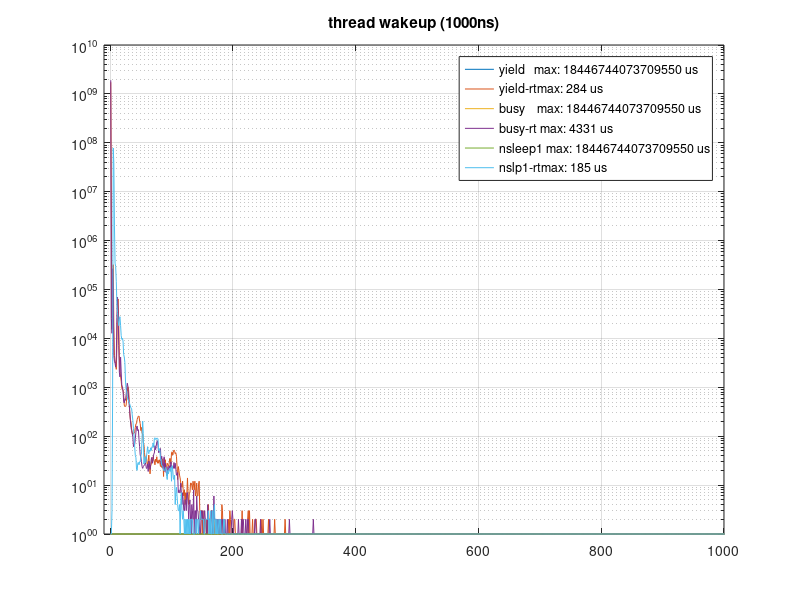

Write MATLAB code to recreate this figure.
h=([ [ 0 0 0 0 0 0 0 0 0 0 0 0 0 0 0 0 0 0 0 0 0 0 0 0 0 0 0 0 0 0 0 0 0 0 0 0 0 0 0 0 0 0 0 0 0 0 0 0 0 0 ...
 0 0 0 0 0 0 0 0 0 0 0 0 0 0 0 0 0 0 0 0 0 0 0 0 0 0 0 0 0 0 0 0 0 0 0 0 0 0 0 0 0 0 0 0 0 0 0 0 0 0 ...
 0 0 0 0 0 0 0 0 0 0 0 0 0 0 0 0 0 0 0 0 0 0 0 0 0 0 0 0 0 0 0 0 0 0 0 0 0 0 0 0 0 0 0 0 0 0 0 0 0 0 ...
 0 0 0 0 0 0 0 0 0 0 0 0 0 0 0 0 0 0 0 0 0 0 0 0 0 0 0 0 0 0 0 0 0 0 0 0 0 0 0 0 0 0 0 0 0 0 0 0 0 0 ...
 0 0 0 0 0 0 0 0 0 0 0 0 0 0 0 0 0 0 0 0 0 0 0 0 0 0 0 0 0 0 0 0 0 0 0 0 0 0 0 0 0 0 0 0 0 0 0 0 0 0 ...
 0 0 0 0 0 0 0 0 0 0 0 0 0 0 0 0 0 0 0 0 0 0 0 0 0 0 0 0 0 0 0 0 0 0 0 0 0 0 0 0 0 0 0 0 0 0 0 0 0 0 ...
 0 0 0 0 0 0 0 0 0 0 0 0 0 0 0 0 0 0 0 0 0 0 0 0 0 0 0 0 0 0 0 0 0 0 0 0 0 0 0 0 0 0 0 0 0 0 0 0 0 0 ...
 0 0 0 0 0 0 0 0 0 0 0 0 0 0 0 0 0 0 0 0 0 0 0 0 0 0 0 0 0 0 0 0 0 0 0 0 0 0 0 0 0 0 0 0 0 0 0 0 0 0 ...
 0 0 0 0 0 0 0 0 0 0 0 0 0 0 0 0 0 0 0 0 0 0 0 0 0 0 0 0 0 0 0 0 0 0 0 0 0 0 0 0 0 0 0 0 0 0 0 0 0 0 ...
 0 0 0 0 0 0 0 0 0 0 0 0 0 0 0 0 0 0 0 0 0 0 0 0 0 0 0 0 0 0 0 0 0 0 0 0 0 0 0 0 0 0 0 0 0 0 0 0 0 0 ...
 0 0 0 0 0 0 0 0 0 0 0 0 0 0 0 0 0 0 0 0 0 0 0 0 0 0 0 0 0 0 0 0 0 0 0 0 0 0 0 0 0 0 0 0 0 0 0 0 0 0 ...
 0 0 0 0 0 0 0 0 0 0 0 0 0 0 0 0 0 0 0 0 0 0 0 0 0 0 0 0 0 0 0 0 0 0 0 0 0 0 0 0 0 0 0 0 0 0 0 0 0 0 ...
 0 0 0 0 0 0 0 0 0 0 0 0 0 0 0 0 0 0 0 0 0 0 0 0 0 0 0 0 0 0 0 0 0 0 0 0 0 0 0 0 0 0 0 0 0 0 0 0 0 0 ...
 0 0 0 0 0 0 0 0 0 0 0 0 0 0 0 0 0 0 0 0 0 0 0 0 0 0 0 0 0 0 0 0 0 0 0 0 0 0 0 0 0 0 0 0 0 0 0 0 0 0 ...
 0 0 0 0 0 0 0 0 0 0 0 0 0 0 0 0 0 0 0 0 0 0 0 0 0 0 0 0 0 0 0 0 0 0 0 0 0 0 0 0 0 0 0 0 0 0 0 0 0 0 ...
 0 0 0 0 0 0 0 0 0 0 0 0 0 0 0 0 0 0 0 0 0 0 0 0 0 0 0 0 0 0 0 0 0 0 0 0 0 0 0 0 0 0 0 0 0 0 0 0 0 0 ...
 0 0 0 0 0 0 0 0 0 0 0 0 0 0 0 0 0 0 0 0 0 0 0 0 0 0 0 0 0 0 0 0 0 0 0 0 0 0 0 0 0 0 0 0 0 0 0 0 0 0 ...
 0 0 0 0 0 0 0 0 0 0 0 0 0 0 0 0 0 0 0 0 0 0 0 0 0 0 0 0 0 0 0 0 0 0 0 0 0 0 0 0 0 0 0 0 0 0 0 0 0 0 ...
 0 0 0 0 0 0 0 0 0 0 0 0 0 0 0 0 0 0 0 0 0 0 0 0 0 0 0 0 0 0 0 0 0 0 0 0 0 0 0 0 0 0 0 0 0 0 0 0 0 0 ...
 0 0 0 0 0 0 0 0 0 0 0 0 0 0 0 0 0 0 0 0 0 0 0 0 0 0 0 0 0 0 0 0 0 0 0 0 0 0 0 0 0 0 0 0 0 0 0 0 0 0 ...
 0 0 0 0 0 0 0 0 0 0 0 0 0 0 0 0 0 0 0 0 0 0 0 0 0 0 0 0 0 0 0 0 0 0 0 0 0 0 0 0 0 0 0 0 0 0 0 0 0 0 ...
 0 0 0 0 0 0 0 0 0 0 0 0 0 0 0 0 0 0 0 0 0 0 0 0 0 0 0 0 0 0 0 0 0 0 0 0 0 0 0 0 0 0 0 0 0 0 0 0 0 0 ...
 0 0 0 0 0 0 0 0 0 0 0 0 0 0 0 0 0 0 0 0 0 0 0 0 0 0 0 0 0 0 0 0 0 0 0 0 0 0 0 0 0 0 0 0 0 0 0 0 0 0 ...
 0 0 0 0 0 0 0 0 0 0 0 0 0 0 0 0 0 0 0 0 0 0 0 0 0 0 0 0 0 0 0 0 0 0 0 0 0 0 0 0 0 0 0 0 0 0 0 0 0 0 ...
 0 0 0 0 0 0 0 0 0 0 0 0 0 0 0 0 0 0 0 0 0 0 0 0 0 0 0 0 0 0 0 0 0 0 0 0 0 0 0 0 0 0 0 0 0 0 0 0 0 0 ...
 0 0 0 0 0 0 0 0 0 0 0 0 0 0 0 0 0 0 0 0 0 0 0 0 0 0 0 0 0 0 0 0 0 0 0 0 0 0 0 0 0 0 0 0 0 0 0 0 0 0 ...
 0 0 0 0 0 0 0 0 0 0 0 0 0 0 0 0 0 0 0 0 0 0 0 0 0 0 0 0 0 0 0 0 0 0 0 0 0 0 0 0 0 0 0 0 0 0 0 0 0 0 ...
 0 0 0 0 0 0 0 0 0 0 0 0 0 0 0 0 0 0 0 0 0 0 0 0 0 0 0 0 0 0 0 0 0 0 0 0 0 0 0 0 0 0 0 0 0 0 0 0 0 0 ...
 0 0 0 0 0 0 0 0 0 0 0 0 0 0 0 0 0 0 0 0 0 0 0 0 0 0 0 0 0 0 0 0 0 0 0 0 0 0 0 0 0 0 0 0 0 0 0 0 0 0 ...
 0 0 0 0 0 0 0 0 0 0 0 0 0 0 0 0 0 0 0 0 0 0 0 0 0 0 0 0 0 0 0 0 0 0 0 0 0 0 0 0 0 0 0 0 0 0 0 0 0 0 ...
 0 0 0 0 0 0 0 0 0 0 0 0 0 0 0 0 0 0 0 0 0 0 0 0 0 0 0 0 0 0 0 0 0 0 0 0 0 0 0 0 0 0 0 0 0 0 0 0 0 0 ...
 0 0 0 0 0 0 0 0 0 0 0 0 0 0 0 0 0 0 0 0 0 0 0 0 0 0 0 0 0 0 0 0 0 0 0 0 0 0 0 0 0 0 0 0 0 0 0 0 0 0 ...
 0 0 0 0 0 0 0 0 0 0 0 0 0 0 0 0 0 0 0 0 0 0 0 0 0 0 0 0 0 0 0 0 0 0 0 0 0 0 0 0 0 0 0 0 0 0 0 0 0 0 ...
 0 0 0 0 0 0 0 0 0 0 0 0 0 0 0 0 0 0 0 0 0 0 0 0 0 0 0 0 0 0 0 0 0 0 0 0 0 0 0 0 0 0 0 0 0 0 0 0 0 0 ...
 0 0 0 0 0 0 0 0 0 0 0 0 0 0 0 0 0 0 0 0 0 0 0 0 0 0 0 0 0 0 0 0 0 0 0 0 0 0 0 0 0 0 0 0 0 0 0 0 0 0 ...
 0 0 0 0 0 0 0 0 0 0 0 0 0 0 0 0 0 0 0 0 0 0 0 0 0 0 0 0 0 0 0 0 0 0 0 0 0 0 0 0 0 0 0 0 0 0 0 0 0 0 ...
 0 0 0 0 0 0 0 0 0 0 0 0 0 0 0 0 0 0 0 0 0 0 0 0 0 0 0 0 0 0 0 0 0 0 0 0 0 0 0 0 0 0 0 0 0 0 0 0 0 0 ...
 0 0 0 0 0 0 0 0 0 0 0 0 0 0 0 0 0 0 0 0 0 0 0 0 0 0 0 0 0 0 0 0 0 0 0 0 0 0 0 0 0 0 0 0 0 0 0 0 0 0 ...
 0 0 0 0 0 0 0 0 0 0 0 0 0 0 0 0 0 0 0 0 0 0 0 0 0 0 0 0 0 0 0 0 0 0 0 0 0 0 0 0 0 0 0 0 0 0 0 0 0 0 ...
 0 0 0 0 0 0 0 0 0 0 0 0 0 0 0 0 0 0 0 0 0 0 0 0 0 0 0 0 0 0 0 0 0 0 0 0 0 0 0 0 0 0 0 0 0 0 0 0 0 0 ...
 0 0 0 0 0 0 0 0 0 0 0 0 0 0 0 0 0 0 0 0 0 0 0 0 0 0 0 0 0 0 0 0 0 0 0 0 0 0 0 0 0 0 0 0 0 0 0 0 0 0 ...
 0 0 0 0 0 0 0 0 0 0 0 0 0 0 0 0 0 0 0 0 0 0 0 0 0 0 0 0 0 0 0 0 0 0 0 0 0 0 0 0 0 0 0 0 0 0 0 0 0 0 ...
 0 0 0 0 0 0 0 0 0 0 0 0 0 0 0 0 0 0 0 0 0 0 0 0 0 0 0 0 0 0 0 0 0 0 0 0 0 0 0 0 0 0 0 0 0 0 0 0 0 0 ...
 0 0 0 0 0 0 0 0 0 0 0 0 0 0 0 0 0 0 0 0 0 0 0 0 0 0 0 0 0 0 0 0 0 0 0 0 0 0 0 0 0 0 0 0 0 0 0 0 0 0 ...
 0 0 0 0 0 0 0 0 0 0 0 0 0 0 0 0 0 0 0 0 0 0 0 0 0 0 0 0 0 0 0 0 0 0 0 0 0 0 0 0 0 0 0 0 0 0 0 0 0 0 ...
 0 0 0 0 0 0 0 0 0 0 0 0 0 0 0 0 0 0 0 0 0 0 0 0 0 0 0 0 0 0 0 0 0 0 0 0 0 0 0 0 0 0 0 0 0 0 0 0 0 0 ...
 0 0 0 0 0 0 0 0 0 0 0 0 0 0 0 0 0 0 0 0 0 0 0 0 0 0 0 0 0 0 0 0 0 0 0 0 0 0 0 0 0 0 0 0 0 0 0 0 0 0 ...
 0 0 0 0 0 0 0 0 0 0 0 0 0 0 0 0 0 0 0 0 0 0 0 0 0 0 0 0 0 0 0 0 0 0 0 0 0 0 0 0 0 0 0 0 0 0 0 0 0 0 ...
 0 0 0 0 0 0 0 0 0 0 0 0 0 0 0 0 0 0 0 0 0 0 0 0 0 0 0 0 0 0 0 0 0 0 0 0 0 0 0 0 0 0 0 0 0 0 0 0 0 0 ...
 0 0 0 0 0 0 0 0 0 0 0 0 0 0 0 0 0 0 0 0 0 0 0 0 0 0 0 0 0 0 0 0 0 0 0 0 0 0 0 0 0 0 0 0 0 0 0 0 0 0 ...
 0 0 0 0 0 0 0 0 0 0 0 0 0 0 0 0 0 0 0 0 0 0 0 0 0 0 0 0 0 0 0 0 0 0 0 0 0 0 0 0 0 0 0 0 0 0 0 0 0 0 ...
 0 0 0 0 0 0 0 0 0 0 0 0 0 0 0 0 0 0 0 0 0 0 0 0 0 0 0 0 0 0 0 0 0 0 0 0 0 0 0 0 0 0 0 0 0 0 0 0 0 0 ...
 0 0 0 0 0 0 0 0 0 0 0 0 0 0 0 0 0 0 0 0 0 0 0 0 0 0 0 0 0 0 0 0 0 0 0 0 0 0 0 0 0 0 0 0 0 0 0 0 0 0 ...
 0 0 0 0 0 0 0 0 0 0 0 0 0 0 0 0 0 0 0 0 0 0 0 0 0 0 0 0 0 0 0 0 0 0 0 0 0 0 0 0 0 0 0 0 0 0 0 0 0 0 ...
 0 0 0 0 0 0 0 0 0 0 0 0 0 0 0 0 0 0 0 0 0 0 0 0 0 0 0 0 0 0 0 0 0 0 0 0 0 0 0 0 0 0 0 0 0 0 0 0 0 0 ...
 0 0 0 0 0 0 0 0 0 0 0 0 0 0 0 0 0 0 0 0 0 0 0 0 0 0 0 0 0 0 0 0 0 0 0 0 0 0 0 0 0 0 0 0 0 0 0 0 0 0 ...
 0 0 0 0 0 0 0 0 0 0 0 0 0 0 0 0 0 0 0 0 0 0 0 0 0 0 0 0 0 0 0 0 0 0 0 0 0 0 0 0 0 0 0 0 0 0 0 0 0 0 ...
 0 0 0 0 0 0 0 0 0 0 0 0 0 0 0 0 0 0 0 0 0 0 0 0 0 0 0 0 0 0 0 0 0 0 0 0 0 0 0 0 0 0 0 0 0 0 0 0 0 0 ...
 0 0 0 0 0 0 0 0 0 0 0 0 0 0 0 0 0 0 0 0 0 0 0 0 0 0 0 0 0 0 0 0 0 0 0 0 0 0 0 0 0 0 0 0 0 0 0 0 0 0 ...
 0 0 0 0 0 0 0 0 0 0 0 0 0 0 0 0 0 0 0 0 0 0 0 0 0 0 0 0 0 0 0 0 0 0 0 0 0 0 0 0 0 0 0 0 0 0 0 0 0 0 ...
 0 0 0 0 0 0 0 0 0 0 0 0 0 0 0 0 0 0 0 0 0 0 0 0 0 0 0 0 0 0 0 0 0 0 0 0 0 0 0 0 0 0 0 0 0 0 0 0 0 0 ...
 0 0 0 0 0 0 0 0 0 0 0 0 0 0 0 0 0 0 0 0 0 0 0 0 0 0 0 0 0 0 0 0 0 0 0 0 0 0 0 0 0 0 0 0 0 0 0 0 0 0 ...
 0 0 0 0 0 0 0 0 0 0 0 0 0 0 0 0 0 0 0 0 0 0 0 0 0 0 0 0 0 0 0 0 0 0 0 0 0 0 0 0 0 0 0 0 0 0 0 0 0 0 ...
 0 0 0 0 0 0 0 0 0 0 0 0 0 0 0 0 0 0 0 0 0 0 0 0 0 0 0 0 0 0 0 0 0 0 0 0 0 0 0 0 0 0 0 0 0 0 0 0 0 0 ...
 0 0 0 0 0 0 0 0 0 0 0 0 0 0 0 0 0 0 0 0 0 0 0 0 0 0 0 0 0 0 0 0 0 0 0 0 0 0 0 0 0 0 0 0 0 0 0 0 0 0 ...
 0 0 0 0 0 0 0 0 0 0 0 0 0 0 0 0 0 0 0 0 0 0 0 0 0 0 0 0 0 0 0 0 0 0 0 0 0 0 0 0 0 0 0 0 0 0 0 0 0 0 ...
 0 0 0 0 0 0 0 0 0 0 0 0 0 0 0 0 0 0 0 0 0 0 0 0 0 0 0 0 0 0 0 0 0 0 0 0 0 0 0 0 0 0 0 0 0 0 0 0 0 0 ...
 0 0 0 0 0 0 0 0 0 0 0 0 0 0 0 0 0 0 0 0 0 0 0 0 0 0 0 0 0 0 0 0 0 0 0 0 0 0 0 0 0 0 0 0 0 0 0 0 0 0 ...
 0 0 0 0 0 0 0 0 0 0 0 0 0 0 0 0 0 0 0 0 0 0 0 0 0 0 0 0 0 0 0 0 0 0 0 0 0 0 0 0 0 0 0 0 0 0 0 0 0 0 ...
 0 0 0 0 0 0 0 0 0 0 0 0 0 0 0 0 0 0 0 0 0 0 0 0 0 0 0 0 0 0 0 0 0 0 0 0 0 0 0 0 0 0 0 0 0 0 0 0 0 0 ...
 0 0 0 0 0 0 0 0 0 0 0 0 0 0 0 0 0 0 0 0 0 0 0 0 0 0 0 0 0 0 0 0 0 0 0 0 0 0 0 0 0 0 0 0 0 0 0 0 0 0 ...
 0 0 0 0 0 0 0 0 0 0 0 0 0 0 0 0 0 0 0 0 0 0 0 0 0 0 0 0 0 0 0 0 0 0 0 0 0 0 0 0 0 0 0 0 0 0 0 0 0 0 ...
 0 0 0 0 0 0 0 0 0 0 0 0 0 0 0 0 0 0 0 0 0 0 0 0 0 0 0 0 0 0 0 0 0 0 0 0 0 0 0 0 0 0 0 0 0 0 0 0 0 0 ...
 0 0 0 0 0 0 0 0 0 0 0 0 0 0 0 0 0 0 0 0 0 0 0 0 0 0 0 0 0 0 0 0 0 0 0 0 0 0 0 0 0 0 0 0 0 0 0 0 0 0 ...
 0 0 0 0 0 0 0 0 0 0 0 0 0 0 0 0 0 0 0 0 0 0 0 0 0 0 0 0 0 0 0 0 0 0 0 0 0 0 0 0 0 0 0 0 0 0 0 0 0 0 ...
 0 0 0 0 0 0 0 0 0 0 0 0 0 0 0 0 0 0 0 0 0 0 0 0 0 0 0 0 0 0 0 0 0 0 0 0 0 0 0 0 0 0 0 0 0 0 0 0 0 0 ...
 0 0 0 0 0 0 0 0 0 0 0 0 0 0 0 0 0 0 0 0 0 0 0 0 0 0 0 0 0 0 0 0 0 0 0 0 0 0 0 0 0 0 0 0 0 0 0 0 0 0 ...
 0 0 0 0 0 0 0 0 0 0 0 0 0 0 0 0 0 0 0 0 0 0 0 0 0 0 0 0 0 0 0 0 0 0 0 0 0 0 0 0 0 0 0 0 0 0 0 0 0 0 ...
 0 0 0 0 0 0 0 0 0 0 0 0 0 0 0 0 0 0 0 0 0 0 0 0 0 0 0 0 0 0 0 0 0 0 0 0 0 0 0 0 0 0 0 0 0 0 0 0 0 0 ...
 0 0 0 0 0 0 0 0 0 0 0 0 0 0 0 0 0 0 0 0 0 0 0 0 0 0 0 0 0 0 0 0 0 0 0 0 0 0 0 0 0 0 0 0 0 0 0 0 0 0 ...
 0 0 0 0 0 0 0 0 0 0 0 0 0 0 0 0 0 0 0 0 0 0 0 0 0 0 0 0 0 0 0 0 0 0 0 0 0 0 0 0 0 0 0 0 0 0 0 0 0 0 ...
 0 0 0 0 0 0 0 0 0 0 0 0 0 0 0 0 0 0 0 0 0 0 0 0 0 0 0 0 0 0 0 0 0 0 0 0 0 0 0 0 0 0 0 0 0 0 0 0 0 0 ...
 0 0 0 0 0 0 0 0 0 0 0 0 0 0 0 0 0 0 0 0 0 0 0 0 0 0 0 0 0 0 0 0 0 0 0 0 0 0 0 0 0 0 0 0 0 0 0 0 0 0 ...
 0 0 0 0 0 0 0 0 0 0 0 0 0 0 0 0 0 0 0 0 0 0 0 0 0 0 0 0 0 0 0 0 0 0 0 0 0 0 0 0 0 0 0 0 0 0 0 0 0 0 ...
 0 0 0 0 0 0 0 0 0 0 0 0 0 0 0 0 0 0 0 0 0 0 0 0 0 0 0 0 0 0 0 0 0 0 0 0 0 0 0 0 0 0 0 0 0 0 0 0 0 0 ...
 0 0 0 0 0 0 0 0 0 0 0 0 0 0 0 0 0 0 0 0 0 0 0 0 0 0 0 0 0 0 0 0 0 0 0 0 0 0 0 0 0 0 0 0 0 0 0 0 0 0 ...
 0 0 0 0 0 0 0 0 0 0 0 0 0 0 0 0 0 0 0 0 0 0 0 0 0 0 0 0 0 0 0]' [ 1729827108 4215555 15351 27438 321319 17852 4527 3421 3090 2328 6617 48369 64026 20570 4424 1989 1683 1324 973 890 878 717 430 406 405 423 611 834 1024 901 568 287 216 193 139 115 109 112 115 122 150 177 180 219 242 253 257 203 181 129 ...
 150 114 111 72 67 45 29 32 39 27 26 30 40 25 16 24 26 33 29 37 32 30 25 33 29 37 27 31 27 32 28 23 30 22 33 33 14 35 29 32 20 23 27 25 23 26 34 34 26 45 ...
 47 40 46 51 48 43 45 38 23 12 23 19 15 13 10 9 8 11 7 5 7 3 6 4 6 13 5 3 6 6 10 10 9 7 11 9 7 11 5 6 10 5 5 9 11 2 1 2 2 0 ...
 2 1 1 0 1 1 0 1 0 3 1 1 0 1 2 2 0 1 2 0 0 1 0 0 0 0 0 0 1 0 0 3 2 0 0 0 0 0 0 0 0 0 1 0 2 1 0 0 0 0 ...
 0 1 1 0 0 0 0 0 0 0 0 0 0 0 2 0 0 0 0 0 0 0 0 1 2 0 2 0 0 0 0 1 0 0 0 1 1 1 0 0 0 0 0 0 0 1 0 0 1 0 ...
 0 0 0 0 0 0 0 1 0 0 0 0 0 0 0 0 0 1 0 0 0 0 0 0 0 0 0 0 0 0 0 0 0 0 1 0 0 0 0 0 0 0 0 0 0 0 0 0 0 0 ...
 0 0 0 0 0 0 0 0 0 0 0 0 0 0 0 0 0 0 0 0 0 0 0 0 0 0 0 0 0 0 0 0 0 0 0 0 0 0 0 0 0 0 0 0 0 0 0 0 0 0 ...
 0 0 0 0 0 0 0 0 0 0 0 0 0 0 0 0 0 0 0 0 0 0 0 0 0 0 0 0 0 0 0 0 0 0 0 0 0 0 0 0 0 0 0 0 0 0 0 0 0 0 ...
 0 0 0 0 0 0 0 0 0 0 0 0 0 0 0 0 0 0 0 0 0 0 0 0 0 0 0 0 0 0 0 0 0 0 0 0 0 0 0 0 0 0 0 0 0 0 0 0 0 0 ...
 0 0 0 0 0 0 0 0 0 0 0 0 0 0 0 0 0 0 0 0 0 0 0 0 0 0 0 0 0 0 0 0 0 0 0 0 0 0 0 0 0 0 0 0 0 0 0 0 0 0 ...
 0 0 0 0 0 0 0 0 0 0 0 0 0 0 0 0 0 0 0 0 0 0 0 0 0 0 0 0 0 0 0 0 0 0 0 0 0 0 0 0 0 0 0 0 0 0 0 0 0 0 ...
 0 0 0 0 0 0 0 0 0 0 0 0 0 0 0 0 0 0 0 0 0 0 0 0 0 0 0 0 0 0 0 0 0 0 0 0 0 0 0 0 0 0 0 0 0 0 0 0 0 0 ...
 0 0 0 0 0 0 0 0 0 0 0 0 0 0 0 0 0 0 0 0 0 0 0 0 0 0 0 0 0 0 0 0 0 0 0 0 0 0 0 0 0 0 0 0 0 0 0 0 0 0 ...
 0 0 0 0 0 0 0 0 0 0 0 0 0 0 0 0 0 0 0 0 0 0 0 0 0 0 0 0 0 0 0 0 0 0 0 0 0 0 0 0 0 0 0 0 0 0 0 0 0 0 ...
 0 0 0 0 0 0 0 0 0 0 0 0 0 0 0 0 0 0 0 0 0 0 0 0 0 0 0 0 0 0 0 0 0 0 0 0 0 0 0 0 0 0 0 0 0 0 0 0 0 0 ...
 0 0 0 0 0 0 0 0 0 0 0 0 0 0 0 0 0 0 0 0 0 0 0 0 0 0 0 0 0 0 0 0 0 0 0 0 0 0 0 0 0 0 0 0 0 0 0 0 0 0 ...
 0 0 0 0 0 0 0 0 0 0 0 0 0 0 0 0 0 0 0 0 0 0 0 0 0 0 0 0 0 0 0 0 0 0 0 0 0 0 0 0 0 0 0 0 0 0 0 0 0 0 ...
 0 0 0 0 0 0 0 0 0 0 0 0 0 0 0 0 0 0 0 0 0 0 0 0 0 0 0 0 0 0 0 0 0 0 0 0 0 0 0 0 0 0 0 0 0 0 0 0 0 0 ...
 0 0 0 0 0 0 0 0 0 0 0 0 0 0 0 0 0 0 0 0 0 0 0 0 0 0 0 0 0 0 0 0 0 0 0 0 0 0 0 0 0 0 0 0 0 0 0 0 0 0 ...
 0 0 0 0 0 0 0 0 0 0 0 0 0 0 0 0 0 0 0 0 0 0 0 0 0 0 0 0 0 0 0 0 0 0 0 0 0 0 0 0 0 0 0 0 0 0 0 0 0 0 ...
 0 0 0 0 0 0 0 0 0 0 0 0 0 0 0 0 0 0 0 0 0 0 0 0 0 0 0 0 0 0 0 0 0 0 0 0 0 0 0 0 0 0 0 0 0 0 0 0 0 0 ...
 0 0 0 0 0 0 0 0 0 0 0 0 0 0 0 0 0 0 0 0 0 0 0 0 0 0 0 0 0 0 0 0 0 0 0 0 0 0 0 0 0 0 0 0 0 0 0 0 0 0 ...
 0 0 0 0 0 0 0 0 0 0 0 0 0 0 0 0 0 0 0 0 0 0 0 0 0 0 0 0 0 0 0 0 0 0 0 0 0 0 0 0 0 0 0 0 0 0 0 0 0 0 ...
 0 0 0 0 0 0 0 0 0 0 0 0 0 0 0 0 0 0 0 0 0 0 0 0 0 0 0 0 0 0 0 0 0 0 0 0 0 0 0 0 0 0 0 0 0 0 0 0 0 0 ...
 0 0 0 0 0 0 0 0 0 0 0 0 0 0 0 0 0 0 0 0 0 0 0 0 0 0 0 0 0 0 0 0 0 0 0 0 0 0 0 0 0 0 0 0 0 0 0 0 0 0 ...
 0 0 0 0 0 0 0 0 0 0 0 0 0 0 0 0 0 0 0 0 0 0 0 0 0 0 0 0 0 0 0 0 0 0 0 0 0 0 0 0 0 0 0 0 0 0 0 0 0 0 ...
 0 0 0 0 0 0 0 0 0 0 0 0 0 0 0 0 0 0 0 0 0 0 0 0 0 0 0 0 0 0 0 0 0 0 0 0 0 0 0 0 0 0 0 0 0 0 0 0 0 0 ...
 0 0 0 0 0 0 0 0 0 0 0 0 0 0 0 0 0 0 0 0 0 0 0 0 0 0 0 0 0 0 0 0 0 0 0 0 0 0 0 0 0 0 0 0 0 0 0 0 0 0 ...
 0 0 0 0 0 0 0 0 0 0 0 0 0 0 0 0 0 0 0 0 0 0 0 0 0 0 0 0 0 0 0 0 0 0 0 0 0 0 0 0 0 0 0 0 0 0 0 0 0 0 ...
 0 0 0 0 0 0 0 0 0 0 0 0 0 0 0 0 0 0 0 0 0 0 0 0 0 0 0 0 0 0 0 0 0 0 0 0 0 0 0 0 0 0 0 0 0 0 0 0 0 0 ...
 0 0 0 0 0 0 0 0 0 0 0 0 0 0 0 0 0 0 0 0 0 0 0 0 0 0 0 0 0 0 0 0 0 0 0 0 0 0 0 0 0 0 0 0 0 0 0 0 0 0 ...
 0 0 0 0 0 0 0 0 0 0 0 0 0 0 0 0 0 0 0 0 0 0 0 0 0 0 0 0 0 0 0 0 0 0 0 0 0 0 0 0 0 0 0 0 0 0 0 0 0 0 ...
 0 0 0 0 0 0 0 0 0 0 0 0 0 0 0 0 0 0 0 0 0 0 0 0 0 0 0 0 0 0 0 0 0 0 0 0 0 0 0 0 0 0 0 0 0 0 0 0 0 0 ...
 0 0 0 0 0 0 0 0 0 0 0 0 0 0 0 0 0 0 0 0 0 0 0 0 0 0 0 0 0 0 0 0 0 0 0 0 0 0 0 0 0 0 0 0 0 0 0 0 0 0 ...
 0 0 0 0 0 0 0 0 0 0 0 0 0 0 0 0 0 0 0 0 0 0 0 0 0 0 0 0 0 0 0 0 0 0 0 0 0 0 0 0 0 0 0 0 0 0 0 0 0 0 ...
 0 0 0 0 0 0 0 0 0 0 0 0 0 0 0 0 0 0 0 0 0 0 0 0 0 0 0 0 0 0 0 0 0 0 0 0 0 0 0 0 0 0 0 0 0 0 0 0 0 0 ...
 0 0 0 0 0 0 0 0 0 0 0 0 0 0 0 0 0 0 0 0 0 0 0 0 0 0 0 0 0 0 0 0 0 0 0 0 0 0 0 0 0 0 0 0 0 0 0 0 0 0 ...
 0 0 0 0 0 0 0 0 0 0 0 0 0 0 0 0 0 0 0 0 0 0 0 0 0 0 0 0 0 0 0 0 0 0 0 0 0 0 0 0 0 0 0 0 0 0 0 0 0 0 ...
 0 0 0 0 0 0 0 0 0 0 0 0 0 0 0 0 0 0 0 0 0 0 0 0 0 0 0 0 0 0 0 0 0 0 0 0 0 0 0 0 0 0 0 0 0 0 0 0 0 0 ...
 0 0 0 0 0 0 0 0 0 0 0 0 0 0 0 0 0 0 0 0 0 0 0 0 0 0 0 0 0 0 0 0 0 0 0 0 0 0 0 0 0 0 0 0 0 0 0 0 0 0 ...
 0 0 0 0 0 0 0 0 0 0 0 0 0 0 0 0 0 0 0 0 0 0 0 0 0 0 0 0 0 0 0 0 0 0 0 0 0 0 0 0 0 0 0 0 0 0 0 0 0 0 ...
 0 0 0 0 0 0 0 0 0 0 0 0 0 0 0 0 0 0 0 0 0 0 0 0 0 0 0 0 0 0 0 0 0 0 0 0 0 0 0 0 0 0 0 0 0 0 0 0 0 0 ...
 0 0 0 0 0 0 0 0 0 0 0 0 0 0 0 0 0 0 0 0 0 0 0 0 0 0 0 0 0 0 0 0 0 0 0 0 0 0 0 0 0 0 0 0 0 0 0 0 0 0 ...
 0 0 0 0 0 0 0 0 0 0 0 0 0 0 0 0 0 0 0 0 0 0 0 0 0 0 0 0 0 0 0 0 0 0 0 0 0 0 0 0 0 0 0 0 0 0 0 0 0 0 ...
 0 0 0 0 0 0 0 0 0 0 0 0 0 0 0 0 0 0 0 0 0 0 0 0 0 0 0 0 0 0 0 0 0 0 0 0 0 0 0 0 0 0 0 0 0 0 0 0 0 0 ...
 0 0 0 0 0 0 0 0 0 0 0 0 0 0 0 0 0 0 0 0 0 0 0 0 0 0 0 0 0 0 0 0 0 0 0 0 0 0 0 0 0 0 0 0 0 0 0 0 0 0 ...
 0 0 0 0 0 0 0 0 0 0 0 0 0 0 0 0 0 0 0 0 0 0 0 0 0 0 0 0 0 0 0 0 0 0 0 0 0 0 0 0 0 0 0 0 0 0 0 0 0 0 ...
 0 0 0 0 0 0 0 0 0 0 0 0 0 0 0 0 0 0 0 0 0 0 0 0 0 0 0 0 0 0 0 0 0 0 0 0 0 0 0 0 0 0 0 0 0 0 0 0 0 0 ...
 0 0 0 0 0 0 0 0 0 0 0 0 0 0 0 0 0 0 0 0 0 0 0 0 0 0 0 0 0 0 0 0 0 0 0 0 0 0 0 0 0 0 0 0 0 0 0 0 0 0 ...
 0 0 0 0 0 0 0 0 0 0 0 0 0 0 0 0 0 0 0 0 0 0 0 0 0 0 0 0 0 0 0 0 0 0 0 0 0 0 0 0 0 0 0 0 0 0 0 0 0 0 ...
 0 0 0 0 0 0 0 0 0 0 0 0 0 0 0 0 0 0 0 0 0 0 0 0 0 0 0 0 0 0 0 0 0 0 0 0 0 0 0 0 0 0 0 0 0 0 0 0 0 0 ...
 0 0 0 0 0 0 0 0 0 0 0 0 0 0 0 0 0 0 0 0 0 0 0 0 0 0 0 0 0 0 0 0 0 0 0 0 0 0 0 0 0 0 0 0 0 0 0 0 0 0 ...
 0 0 0 0 0 0 0 0 0 0 0 0 0 0 0 0 0 0 0 0 0 0 0 0 0 0 0 0 0 0 0 0 0 0 0 0 0 0 0 0 0 0 0 0 0 0 0 0 0 0 ...
 0 0 0 0 0 0 0 0 0 0 0 0 0 0 0 0 0 0 0 0 0 0 0 0 0 0 0 0 0 0 0 0 0 0 0 0 0 0 0 0 0 0 0 0 0 0 0 0 0 0 ...
 0 0 0 0 0 0 0 0 0 0 0 0 0 0 0 0 0 0 0 0 0 0 0 0 0 0 0 0 0 0 0 0 0 0 0 0 0 0 0 0 0 0 0 0 0 0 0 0 0 0 ...
 0 0 0 0 0 0 0 0 0 0 0 0 0 0 0 0 0 0 0 0 0 0 0 0 0 0 0 0 0 0 0 0 0 0 0 0 0 0 0 0 0 0 0 0 0 0 0 0 0 0 ...
 0 0 0 0 0 0 0 0 0 0 0 0 0 0 0 0 0 0 0 0 0 0 0 0 0 0 0 0 0 0 0 0 0 0 0 0 0 0 0 0 0 0 0 0 0 0 0 0 0 0 ...
 0 0 0 0 0 0 0 0 0 0 0 0 0 0 0 0 0 0 0 0 0 0 0 0 0 0 0 0 0 0 0 0 0 0 0 0 0 0 0 0 0 0 0 0 0 0 0 0 0 0 ...
 0 0 0 0 0 0 0 0 0 0 0 0 0 0 0 0 0 0 0 0 0 0 0 0 0 0 0 0 0 0 0 0 0 0 0 0 0 0 0 0 0 0 0 0 0 0 0 0 0 0 ...
 0 0 0 0 0 0 0 0 0 0 0 0 0 0 0 0 0 0 0 0 0 0 0 0 0 0 0 0 0 0 0 0 0 0 0 0 0 0 0 0 0 0 0 0 0 0 0 0 0 0 ...
 0 0 0 0 0 0 0 0 0 0 0 0 0 0 0 0 0 0 0 0 0 0 0 0 0 0 0 0 0 0 0 0 0 0 0 0 0 0 0 0 0 0 0 0 0 0 0 0 0 0 ...
 0 0 0 0 0 0 0 0 0 0 0 0 0 0 0 0 0 0 0 0 0 0 0 0 0 0 0 0 0 0 0 0 0 0 0 0 0 0 0 0 0 0 0 0 0 0 0 0 0 0 ...
 0 0 0 0 0 0 0 0 0 0 0 0 0 0 0 0 0 0 0 0 0 0 0 0 0 0 0 0 0 0 0 0 0 0 0 0 0 0 0 0 0 0 0 0 0 0 0 0 0 0 ...
 0 0 0 0 0 0 0 0 0 0 0 0 0 0 0 0 0 0 0 0 0 0 0 0 0 0 0 0 0 0 0 0 0 0 0 0 0 0 0 0 0 0 0 0 0 0 0 0 0 0 ...
 0 0 0 0 0 0 0 0 0 0 0 0 0 0 0 0 0 0 0 0 0 0 0 0 0 0 0 0 0 0 0 0 0 0 0 0 0 0 0 0 0 0 0 0 0 0 0 0 0 0 ...
 0 0 0 0 0 0 0 0 0 0 0 0 0 0 0 0 0 0 0 0 0 0 0 0 0 0 0 0 0 0 0 0 0 0 0 0 0 0 0 0 0 0 0 0 0 0 0 0 0 0 ...
 0 0 0 0 0 0 0 0 0 0 0 0 0 0 0 0 0 0 0 0 0 0 0 0 0 0 0 0 0 0 0 0 0 0 0 0 0 0 0 0 0 0 0 0 0 0 0 0 0 0 ...
 0 0 0 0 0 0 0 0 0 0 0 0 0 0 0 0 0 0 0 0 0 0 0 0 0 0 0 0 0 0 0 0 0 0 0 0 0 0 0 0 0 0 0 0 0 0 0 0 0 0 ...
 0 0 0 0 0 0 0 0 0 0 0 0 0 0 0 0 0 0 0 0 0 0 0 0 0 0 0 0 0 0 0 0 0 0 0 0 0 0 0 0 0 0 0 0 0 0 0 0 0 0 ...
 0 0 0 0 0 0 0 0 0 0 0 0 0 0 0 0 0 0 0 0 0 0 0 0 0 0 0 0 0 0 0 0 0 0 0 0 0 0 0 0 0 0 0 0 0 0 0 0 0 0 ...
 0 0 0 0 0 0 0 0 0 0 0 0 0 0 0 0 0 0 0 0 0 0 0 0 0 0 0 0 0 0 0 0 0 0 0 0 0 0 0 0 0 0 0 0 0 0 0 0 0 0 ...
 0 0 0 0 0 0 0 0 0 0 0 0 0 0 0 0 0 0 0 0 0 0 0 0 0 0 0 0 0 0 0 0 0 0 0 0 0 0 0 0 0 0 0 0 0 0 0 0 0 0 ...
 0 0 0 0 0 0 0 0 0 0 0 0 0 0 0 0 0 0 0 0 0 0 0 0 0 0 0 0 0 0 0 0 0 0 0 0 0 0 0 0 0 0 0 0 0 0 0 0 0 0 ...
 0 0 0 0 0 0 0 0 0 0 0 0 0 0 0 0 0 0 0 0 0 0 0 0 0 0 0 0 0 0 0 0 0 0 0 0 0 0 0 0 0 0 0 0 0 0 0 0 0 0 ...
 0 0 0 0 0 0 0 0 0 0 0 0 0 0 0 0 0 0 0 0 0 0 0 0 0 0 0 0 0 0 0 0 0 0 0 0 0 0 0 0 0 0 0 0 0 0 0 0 0 0 ...
 0 0 0 0 0 0 0 0 0 0 0 0 0 0 0 0 0 0 0 0 0 0 0 0 0 0 0 0 0 0 0 0 0 0 0 0 0 0 0 0 0 0 0 0 0 0 0 0 0 0 ...
 0 0 0 0 0 0 0 0 0 0 0 0 0 0 0 0 0 0 0 0 0 0 0 0 0 0 0 0 0 0 0 0 0 0 0 0 0 0 0 0 0 0 0 0 0 0 0 0 0 0 ...
 0 0 0 0 0 0 0 0 0 0 0 0 0 0 0 0 0 0 0 0 0 0 0 0 0 0 0 0 0 0 0 0 0 0 0 0 0 0 0 0 0 0 0 0 0 0 0 0 0 0 ...
 0 0 0 0 0 0 0 0 0 0 0 0 0 0 0 0 0 0 0 0 0 0 0 0 0 0 0 0 0 0 0 0 0 0 0 0 0 0 0 0 0 0 0 0 0 0 0 0 0 0 ...
 0 0 0 0 0 0 0 0 0 0 0 0 0 0 0 0 0 0 0 0 0 0 0 0 0 0 0 0 0 0 0 0 0 0 0 0 0 0 0 0 0 0 0 0 0 0 0 0 0 0 ...
 0 0 0 0 0 0 0 0 0 0 0 0 0 0 0 0 0 0 0 0 0 0 0 0 0 0 0 0 0 0 0 0 0 0 0 0 0 0 0 0 0 0 0 0 0 0 0 0 0 0 ...
 0 0 0 0 0 0 0 0 0 0 0 0 0 0 0 0 0 0 0 0 0 0 0 0 0 0 0 0 0 0 0 0 0 0 0 0 0 0 0 0 0 0 0 0 0 0 0 0 0 0 ...
 0 0 0 0 0 0 0 0 0 0 0 0 0 0 0 0 0 0 0 0 0 0 0 0 0 0 0 0 0 0 0 0 0 0 0 0 0 0 0 0 0 0 0 0 0 0 0 0 0 0 ...
 0 0 0 0 0 0 0 0 0 0 0 0 0 0 0 0 0 0 0 0 0 0 0 0 0 0 0 0 0 0 0 0 0 0 0 0 0 0 0 0 0 0 0 0 0 0 0 0 0 0 ...
 0 0 0 0 0 0 0 0 0 0 0 0 0 0 0 0 0 0 0 0 0 0 0 0 0 0 0 0 0 0 0 0 0 0 0 0 0 0 0 0 0 0 0 0 0 0 0 0 0 0 ...
 0 0 0 0 0 0 0 0 0 0 0 0 0 0 0 0 0 0 0 0 0 0 0 0 0 0 0 0 0 0 0 0 0 0 0 0 0 0 0 0 0 0 0 0 0 0 0 0 0 0 ...
 0 0 0 0 0 0 0 0 0 0 0 0 0 0 0 0 0 0 0 0 0 0 0 0 0 0 0 0 0 0 0]' [ 0 0 0 0 0 0 0 0 0 0 0 0 0 0 0 0 0 0 0 0 0 0 0 0 0 0 0 0 0 0 0 0 0 0 0 0 0 0 0 0 0 0 0 0 0 0 0 0 0 0 ...
 0 0 0 0 0 0 0 0 0 0 0 0 0 0 0 0 0 0 0 0 0 0 0 0 0 0 0 0 0 0 0 0 0 0 0 0 0 0 0 0 0 0 0 0 0 0 0 0 0 0 ...
 0 0 0 0 0 0 0 0 0 0 0 0 0 0 0 0 0 0 0 0 0 0 0 0 0 0 0 0 0 0 0 0 0 0 0 0 0 0 0 0 0 0 0 0 0 0 0 0 0 0 ...
 0 0 0 0 0 0 0 0 0 0 0 0 0 0 0 0 0 0 0 0 0 0 0 0 0 0 0 0 0 0 0 0 0 0 0 0 0 0 0 0 0 0 0 0 0 0 0 0 0 0 ...
 0 0 0 0 0 0 0 0 0 0 0 0 0 0 0 0 0 0 0 0 0 0 0 0 0 0 0 0 0 0 0 0 0 0 0 0 0 0 0 0 0 0 0 0 0 0 0 0 0 0 ...
 0 0 0 0 0 0 0 0 0 0 0 0 0 0 0 0 0 0 0 0 0 0 0 0 0 0 0 0 0 0 0 0 0 0 0 0 0 0 0 0 0 0 0 0 0 0 0 0 0 0 ...
 0 0 0 0 0 0 0 0 0 0 0 0 0 0 0 0 0 0 0 0 0 0 0 0 0 0 0 0 0 0 0 0 0 0 0 0 0 0 0 0 0 0 0 0 0 0 0 0 0 0 ...
 0 0 0 0 0 0 0 0 0 0 0 0 0 0 0 0 0 0 0 0 0 0 0 0 0 0 0 0 0 0 0 0 0 0 0 0 0 0 0 0 0 0 0 0 0 0 0 0 0 0 ...
 0 0 0 0 0 0 0 0 0 0 0 0 0 0 0 0 0 0 0 0 0 0 0 0 0 0 0 0 0 0 0 0 0 0 0 0 0 0 0 0 0 0 0 0 0 0 0 0 0 0 ...
 0 0 0 0 0 0 0 0 0 0 0 0 0 0 0 0 0 0 0 0 0 0 0 0 0 0 0 0 0 0 0 0 0 0 0 0 0 0 0 0 0 0 0 0 0 0 0 0 0 0 ...
 0 0 0 0 0 0 0 0 0 0 0 0 0 0 0 0 0 0 0 0 0 0 0 0 0 0 0 0 0 0 0 0 0 0 0 0 0 0 0 0 0 0 0 0 0 0 0 0 0 0 ...
 0 0 0 0 0 0 0 0 0 0 0 0 0 0 0 0 0 0 0 0 0 0 0 0 0 0 0 0 0 0 0 0 0 0 0 0 0 0 0 0 0 0 0 0 0 0 0 0 0 0 ...
 0 0 0 0 0 0 0 0 0 0 0 0 0 0 0 0 0 0 0 0 0 0 0 0 0 0 0 0 0 0 0 0 0 0 0 0 0 0 0 0 0 0 0 0 0 0 0 0 0 0 ...
 0 0 0 0 0 0 0 0 0 0 0 0 0 0 0 0 0 0 0 0 0 0 0 0 0 0 0 0 0 0 0 0 0 0 0 0 0 0 0 0 0 0 0 0 0 0 0 0 0 0 ...
 0 0 0 0 0 0 0 0 0 0 0 0 0 0 0 0 0 0 0 0 0 0 0 0 0 0 0 0 0 0 0 0 0 0 0 0 0 0 0 0 0 0 0 0 0 0 0 0 0 0 ...
 0 0 0 0 0 0 0 0 0 0 0 0 0 0 0 0 0 0 0 0 0 0 0 0 0 0 0 0 0 0 0 0 0 0 0 0 0 0 0 0 0 0 0 0 0 0 0 0 0 0 ...
 0 0 0 0 0 0 0 0 0 0 0 0 0 0 0 0 0 0 0 0 0 0 0 0 0 0 0 0 0 0 0 0 0 0 0 0 0 0 0 0 0 0 0 0 0 0 0 0 0 0 ...
 0 0 0 0 0 0 0 0 0 0 0 0 0 0 0 0 0 0 0 0 0 0 0 0 0 0 0 0 0 0 0 0 0 0 0 0 0 0 0 0 0 0 0 0 0 0 0 0 0 0 ...
 0 0 0 0 0 0 0 0 0 0 0 0 0 0 0 0 0 0 0 0 0 0 0 0 0 0 0 0 0 0 0 0 0 0 0 0 0 0 0 0 0 0 0 0 0 0 0 0 0 0 ...
 0 0 0 0 0 0 0 0 0 0 0 0 0 0 0 0 0 0 0 0 0 0 0 0 0 0 0 0 0 0 0 0 0 0 0 0 0 0 0 0 0 0 0 0 0 0 0 0 0 0 ...
 0 0 0 0 0 0 0 0 0 0 0 0 0 0 0 0 0 0 0 0 0 0 0 0 0 0 0 0 0 0 0 0 0 0 0 0 0 0 0 0 0 0 0 0 0 0 0 0 0 0 ...
 0 0 0 0 0 0 0 0 0 0 0 0 0 0 0 0 0 0 0 0 0 0 0 0 0 0 0 0 0 0 0 0 0 0 0 0 0 0 0 0 0 0 0 0 0 0 0 0 0 0 ...
 0 0 0 0 0 0 0 0 0 0 0 0 0 0 0 0 0 0 0 0 0 0 0 0 0 0 0 0 0 0 0 0 0 0 0 0 0 0 0 0 0 0 0 0 0 0 0 0 0 0 ...
 0 0 0 0 0 0 0 0 0 0 0 0 0 0 0 0 0 0 0 0 0 0 0 0 0 0 0 0 0 0 0 0 0 0 0 0 0 0 0 0 0 0 0 0 0 0 0 0 0 0 ...
 0 0 0 0 0 0 0 0 0 0 0 0 0 0 0 0 0 0 0 0 0 0 0 0 0 0 0 0 0 0 0 0 0 0 0 0 0 0 0 0 0 0 0 0 0 0 0 0 0 0 ...
 0 0 0 0 0 0 0 0 0 0 0 0 0 0 0 0 0 0 0 0 0 0 0 0 0 0 0 0 0 0 0 0 0 0 0 0 0 0 0 0 0 0 0 0 0 0 0 0 0 0 ...
 0 0 0 0 0 0 0 0 0 0 0 0 0 0 0 0 0 0 0 0 0 0 0 0 0 0 0 0 0 0 0 0 0 0 0 0 0 0 0 0 0 0 0 0 0 0 0 0 0 0 ...
 0 0 0 0 0 0 0 0 0 0 0 0 0 0 0 0 0 0 0 0 0 0 0 0 0 0 0 0 0 0 0 0 0 0 0 0 0 0 0 0 0 0 0 0 0 0 0 0 0 0 ...
 0 0 0 0 0 0 0 0 0 0 0 0 0 0 0 0 0 0 0 0 0 0 0 0 0 0 0 0 0 0 0 0 0 0 0 0 0 0 0 0 0 0 0 0 0 0 0 0 0 0 ...
 0 0 0 0 0 0 0 0 0 0 0 0 0 0 0 0 0 0 0 0 0 0 0 0 0 0 0 0 0 0 0 0 0 0 0 0 0 0 0 0 0 0 0 0 0 0 0 0 0 0 ...
 0 0 0 0 0 0 0 0 0 0 0 0 0 0 0 0 0 0 0 0 0 0 0 0 0 0 0 0 0 0 0 0 0 0 0 0 0 0 0 0 0 0 0 0 0 0 0 0 0 0 ...
 0 0 0 0 0 0 0 0 0 0 0 0 0 0 0 0 0 0 0 0 0 0 0 0 0 0 0 0 0 0 0 0 0 0 0 0 0 0 0 0 0 0 0 0 0 0 0 0 0 0 ...
 0 0 0 0 0 0 0 0 0 0 0 0 0 0 0 0 0 0 0 0 0 0 0 0 0 0 0 0 0 0 0 0 0 0 0 0 0 0 0 0 0 0 0 0 0 0 0 0 0 0 ...
 0 0 0 0 0 0 0 0 0 0 0 0 0 0 0 0 0 0 0 0 0 0 0 0 0 0 0 0 0 0 0 0 0 0 0 0 0 0 0 0 0 0 0 0 0 0 0 0 0 0 ...
 0 0 0 0 0 0 0 0 0 0 0 0 0 0 0 0 0 0 0 0 0 0 0 0 0 0 0 0 0 0 0 0 0 0 0 0 0 0 0 0 0 0 0 0 0 0 0 0 0 0 ...
 0 0 0 0 0 0 0 0 0 0 0 0 0 0 0 0 0 0 0 0 0 0 0 0 0 0 0 0 0 0 0 0 0 0 0 0 0 0 0 0 0 0 0 0 0 0 0 0 0 0 ...
 0 0 0 0 0 0 0 0 0 0 0 0 0 0 0 0 0 0 0 0 0 0 0 0 0 0 0 0 0 0 0 0 0 0 0 0 0 0 0 0 0 0 0 0 0 0 0 0 0 0 ...
 0 0 0 0 0 0 0 0 0 0 0 0 0 0 0 0 0 0 0 0 0 0 0 0 0 0 0 0 0 0 0 0 0 0 0 0 0 0 0 0 0 0 0 0 0 0 0 0 0 0 ...
 0 0 0 0 0 0 0 0 0 0 0 0 0 0 0 0 0 0 0 0 0 0 0 0 0 0 0 0 0 0 0 0 0 0 0 0 0 0 0 0 0 0 0 0 0 0 0 0 0 0 ...
 0 0 0 0 0 0 0 0 0 0 0 0 0 0 0 0 0 0 0 0 0 0 0 0 0 0 0 0 0 0 0 0 0 0 0 0 0 0 0 0 0 0 0 0 0 0 0 0 0 0 ...
 0 0 0 0 0 0 0 0 0 0 0 0 0 0 0 0 0 0 0 0 0 0 0 0 0 0 0 0 0 0 0 0 0 0 0 0 0 0 0 0 0 0 0 0 0 0 0 0 0 0 ...
 0 0 0 0 0 0 0 0 0 0 0 0 0 0 0 0 0 0 0 0 0 0 0 0 0 0 0 0 0 0 0 0 0 0 0 0 0 0 0 0 0 0 0 0 0 0 0 0 0 0 ...
 0 0 0 0 0 0 0 0 0 0 0 0 0 0 0 0 0 0 0 0 0 0 0 0 0 0 0 0 0 0 0 0 0 0 0 0 0 0 0 0 0 0 0 0 0 0 0 0 0 0 ...
 0 0 0 0 0 0 0 0 0 0 0 0 0 0 0 0 0 0 0 0 0 0 0 0 0 0 0 0 0 0 0 0 0 0 0 0 0 0 0 0 0 0 0 0 0 0 0 0 0 0 ...
 0 0 0 0 0 0 0 0 0 0 0 0 0 0 0 0 0 0 0 0 0 0 0 0 0 0 0 0 0 0 0 0 0 0 0 0 0 0 0 0 0 0 0 0 0 0 0 0 0 0 ...
 0 0 0 0 0 0 0 0 0 0 0 0 0 0 0 0 0 0 0 0 0 0 0 0 0 0 0 0 0 0 0 0 0 0 0 0 0 0 0 0 0 0 0 0 0 0 0 0 0 0 ...
 0 0 0 0 0 0 0 0 0 0 0 0 0 0 0 0 0 0 0 0 0 0 0 0 0 0 0 0 0 0 0 0 0 0 0 0 0 0 0 0 0 0 0 0 0 0 0 0 0 0 ...
 0 0 0 0 0 0 0 0 0 0 0 0 0 0 0 0 0 0 0 0 0 0 0 0 0 0 0 0 0 0 0 0 0 0 0 0 0 0 0 0 0 0 0 0 0 0 0 0 0 0 ...
 0 0 0 0 0 0 0 0 0 0 0 0 0 0 0 0 0 0 0 0 0 0 0 0 0 0 0 0 0 0 0 0 0 0 0 0 0 0 0 0 0 0 0 0 0 0 0 0 0 0 ...
 0 0 0 0 0 0 0 0 0 0 0 0 0 0 0 0 0 0 0 0 0 0 0 0 0 0 0 0 0 0 0 0 0 0 0 0 0 0 0 0 0 0 0 0 0 0 0 0 0 0 ...
 0 0 0 0 0 0 0 0 0 0 0 0 0 0 0 0 0 0 0 0 0 0 0 0 0 0 0 0 0 0 0 0 0 0 0 0 0 0 0 0 0 0 0 0 0 0 0 0 0 0 ...
 0 0 0 0 0 0 0 0 0 0 0 0 0 0 0 0 0 0 0 0 0 0 0 0 0 0 0 0 0 0 0 0 0 0 0 0 0 0 0 0 0 0 0 0 0 0 0 0 0 0 ...
 0 0 0 0 0 0 0 0 0 0 0 0 0 0 0 0 0 0 0 0 0 0 0 0 0 0 0 0 0 0 0 0 0 0 0 0 0 0 0 0 0 0 0 0 0 0 0 0 0 0 ...
 0 0 0 0 0 0 0 0 0 0 0 0 0 0 0 0 0 0 0 0 0 0 0 0 0 0 0 0 0 0 0 0 0 0 0 0 0 0 0 0 0 0 0 0 0 0 0 0 0 0 ...
 0 0 0 0 0 0 0 0 0 0 0 0 0 0 0 0 0 0 0 0 0 0 0 0 0 0 0 0 0 0 0 0 0 0 0 0 0 0 0 0 0 0 0 0 0 0 0 0 0 0 ...
 0 0 0 0 0 0 0 0 0 0 0 0 0 0 0 0 0 0 0 0 0 0 0 0 0 0 0 0 0 0 0 0 0 0 0 0 0 0 0 0 0 0 0 0 0 0 0 0 0 0 ...
 0 0 0 0 0 0 0 0 0 0 0 0 0 0 0 0 0 0 0 0 0 0 0 0 0 0 0 0 0 0 0 0 0 0 0 0 0 0 0 0 0 0 0 0 0 0 0 0 0 0 ...
 0 0 0 0 0 0 0 0 0 0 0 0 0 0 0 0 0 0 0 0 0 0 0 0 0 0 0 0 0 0 0 0 0 0 0 0 0 0 0 0 0 0 0 0 0 0 0 0 0 0 ...
 0 0 0 0 0 0 0 0 0 0 0 0 0 0 0 0 0 0 0 0 0 0 0 0 0 0 0 0 0 0 0 0 0 0 0 0 0 0 0 0 0 0 0 0 0 0 0 0 0 0 ...
 0 0 0 0 0 0 0 0 0 0 0 0 0 0 0 0 0 0 0 0 0 0 0 0 0 0 0 0 0 0 0 0 0 0 0 0 0 0 0 0 0 0 0 0 0 0 0 0 0 0 ...
 0 0 0 0 0 0 0 0 0 0 0 0 0 0 0 0 0 0 0 0 0 0 0 0 0 0 0 0 0 0 0 0 0 0 0 0 0 0 0 0 0 0 0 0 0 0 0 0 0 0 ...
 0 0 0 0 0 0 0 0 0 0 0 0 0 0 0 0 0 0 0 0 0 0 0 0 0 0 0 0 0 0 0 0 0 0 0 0 0 0 0 0 0 0 0 0 0 0 0 0 0 0 ...
 0 0 0 0 0 0 0 0 0 0 0 0 0 0 0 0 0 0 0 0 0 0 0 0 0 0 0 0 0 0 0 0 0 0 0 0 0 0 0 0 0 0 0 0 0 0 0 0 0 0 ...
 0 0 0 0 0 0 0 0 0 0 0 0 0 0 0 0 0 0 0 0 0 0 0 0 0 0 0 0 0 0 0 0 0 0 0 0 0 0 0 0 0 0 0 0 0 0 0 0 0 0 ...
 0 0 0 0 0 0 0 0 0 0 0 0 0 0 0 0 0 0 0 0 0 0 0 0 0 0 0 0 0 0 0 0 0 0 0 0 0 0 0 0 0 0 0 0 0 0 0 0 0 0 ...
 0 0 0 0 0 0 0 0 0 0 0 0 0 0 0 0 0 0 0 0 0 0 0 0 0 0 0 0 0 0 0 0 0 0 0 0 0 0 0 0 0 0 0 0 0 0 0 0 0 0 ...
 0 0 0 0 0 0 0 0 0 0 0 0 0 0 0 0 0 0 0 0 0 0 0 0 0 0 0 0 0 0 0 0 0 0 0 0 0 0 0 0 0 0 0 0 0 0 0 0 0 0 ...
 0 0 0 0 0 0 0 0 0 0 0 0 0 0 0 0 0 0 0 0 0 0 0 0 0 0 0 0 0 0 0 0 0 0 0 0 0 0 0 0 0 0 0 0 0 0 0 0 0 0 ...
 0 0 0 0 0 0 0 0 0 0 0 0 0 0 0 0 0 0 0 0 0 0 0 0 0 0 0 0 0 0 0 0 0 0 0 0 0 0 0 0 0 0 0 0 0 0 0 0 0 0 ...
 0 0 0 0 0 0 0 0 0 0 0 0 0 0 0 0 0 0 0 0 0 0 0 0 0 0 0 0 0 0 0 0 0 0 0 0 0 0 0 0 0 0 0 0 0 0 0 0 0 0 ...
 0 0 0 0 0 0 0 0 0 0 0 0 0 0 0 0 0 0 0 0 0 0 0 0 0 0 0 0 0 0 0 0 0 0 0 0 0 0 0 0 0 0 0 0 0 0 0 0 0 0 ...
 0 0 0 0 0 0 0 0 0 0 0 0 0 0 0 0 0 0 0 0 0 0 0 0 0 0 0 0 0 0 0 0 0 0 0 0 0 0 0 0 0 0 0 0 0 0 0 0 0 0 ...
 0 0 0 0 0 0 0 0 0 0 0 0 0 0 0 0 0 0 0 0 0 0 0 0 0 0 0 0 0 0 0 0 0 0 0 0 0 0 0 0 0 0 0 0 0 0 0 0 0 0 ...
 0 0 0 0 0 0 0 0 0 0 0 0 0 0 0 0 0 0 0 0 0 0 0 0 0 0 0 0 0 0 0 0 0 0 0 0 0 0 0 0 0 0 0 0 0 0 0 0 0 0 ...
 0 0 0 0 0 0 0 0 0 0 0 0 0 0 0 0 0 0 0 0 0 0 0 0 0 0 0 0 0 0 0 0 0 0 0 0 0 0 0 0 0 0 0 0 0 0 0 0 0 0 ...
 0 0 0 0 0 0 0 0 0 0 0 0 0 0 0 0 0 0 0 0 0 0 0 0 0 0 0 0 0 0 0 0 0 0 0 0 0 0 0 0 0 0 0 0 0 0 0 0 0 0 ...
 0 0 0 0 0 0 0 0 0 0 0 0 0 0 0 0 0 0 0 0 0 0 0 0 0 0 0 0 0 0 0 0 0 0 0 0 0 0 0 0 0 0 0 0 0 0 0 0 0 0 ...
 0 0 0 0 0 0 0 0 0 0 0 0 0 0 0 0 0 0 0 0 0 0 0 0 0 0 0 0 0 0 0 0 0 0 0 0 0 0 0 0 0 0 0 0 0 0 0 0 0 0 ...
 0 0 0 0 0 0 0 0 0 0 0 0 0 0 0 0 0 0 0 0 0 0 0 0 0 0 0 0 0 0 0 0 0 0 0 0 0 0 0 0 0 0 0 0 0 0 0 0 0 0 ...
 0 0 0 0 0 0 0 0 0 0 0 0 0 0 0 0 0 0 0 0 0 0 0 0 0 0 0 0 0 0 0 0 0 0 0 0 0 0 0 0 0 0 0 0 0 0 0 0 0 0 ...
 0 0 0 0 0 0 0 0 0 0 0 0 0 0 0 0 0 0 0 0 0 0 0 0 0 0 0 0 0 0 0 0 0 0 0 0 0 0 0 0 0 0 0 0 0 0 0 0 0 0 ...
 0 0 0 0 0 0 0 0 0 0 0 0 0 0 0 0 0 0 0 0 0 0 0 0 0 0 0 0 0 0 0 0 0 0 0 0 0 0 0 0 0 0 0 0 0 0 0 0 0 0 ...
 0 0 0 0 0 0 0 0 0 0 0 0 0 0 0 0 0 0 0 0 0 0 0 0 0 0 0 0 0 0 0 0 0 0 0 0 0 0 0 0 0 0 0 0 0 0 0 0 0 0 ...
 0 0 0 0 0 0 0 0 0 0 0 0 0 0 0 0 0 0 0 0 0 0 0 0 0 0 0 0 0 0 0 0 0 0 0 0 0 0 0 0 0 0 0 0 0 0 0 0 0 0 ...
 0 0 0 0 0 0 0 0 0 0 0 0 0 0 0 0 0 0 0 0 0 0 0 0 0 0 0 0 0 0 0 0 0 0 0 0 0 0 0 0 0 0 0 0 0 0 0 0 0 0 ...
 0 0 0 0 0 0 0 0 0 0 0 0 0 0 0 0 0 0 0 0 0 0 0 0 0 0 0 0 0 0 0 0 0 0 0 0 0 0 0 0 0 0 0 0 0 0 0 0 0 0 ...
 0 0 0 0 0 0 0 0 0 0 0 0 0 0 0 0 0 0 0 0 0 0 0 0 0 0 0 0 0 0 0]' [ 1901284095 25430 12711 265518 94462 4414 3408 3087 2585 3653 26994 70018 37464 7096 2017 1629 4167 2058 1089 1040 839 524 477 568 541 696 1001 1214 1024 630 443 313 209 150 130 111 96 60 66 67 89 120 153 161 128 135 85 60 40 37 ...
 29 23 21 23 24 25 28 26 21 21 26 18 30 26 20 25 33 36 27 32 42 44 63 52 61 75 80 63 45 47 47 55 26 38 26 21 22 37 18 27 17 17 15 23 22 19 24 21 29 23 ...
 21 21 21 28 21 27 20 15 15 17 6 7 6 6 10 6 3 6 4 2 2 4 4 2 6 6 3 1 3 4 1 0 3 2 1 7 0 2 2 0 5 2 2 1 1 0 0 1 2 1 ...
 2 0 1 2 1 1 0 0 3 1 1 1 0 1 2 1 0 0 5 1 1 1 1 0 1 0 1 0 0 0 1 0 1 1 0 0 1 0 0 0 1 0 0 0 0 0 0 1 2 1 ...
 0 0 0 0 0 0 0 0 1 0 0 0 0 1 0 1 1 0 0 0 1 0 0 1 1 0 0 0 0 0 0 0 0 0 0 1 1 0 0 0 0 0 0 0 1 0 0 0 0 0 ...
 0 0 0 0 0 0 0 0 0 1 0 0 0 0 0 0 0 0 0 0 0 0 0 0 0 0 0 0 0 0 0 0 0 0 0 0 0 0 0 0 0 1 0 0 0 0 0 0 0 0 ...
 0 0 0 0 0 0 0 0 0 0 0 0 0 0 0 0 0 0 0 0 0 0 0 0 0 0 0 0 0 0 1 0 0 0 0 0 0 0 0 0 0 0 0 0 0 0 0 0 0 0 ...
 0 0 0 0 0 0 0 0 0 0 0 0 0 0 0 0 0 0 0 0 0 0 0 0 0 0 0 0 0 0 0 0 0 0 0 0 0 0 0 0 0 0 0 0 0 0 0 0 0 0 ...
 0 0 0 0 0 0 0 0 0 0 0 0 0 0 0 0 0 0 0 0 0 0 0 0 0 0 0 0 0 0 0 0 0 0 0 0 0 0 0 0 0 0 0 0 0 0 0 0 0 0 ...
 0 0 0 0 0 0 0 0 0 0 0 0 0 0 0 0 0 0 0 0 0 0 0 0 0 0 0 0 0 0 0 0 0 0 0 0 0 0 0 0 0 0 0 0 0 0 0 0 0 0 ...
 0 0 0 0 0 0 0 0 0 0 0 0 0 0 0 0 0 0 0 0 0 0 0 0 0 0 0 0 0 0 0 0 0 0 0 0 0 0 0 0 0 0 0 0 0 0 0 0 0 0 ...
 0 0 0 0 0 0 0 0 0 0 0 0 0 0 0 0 0 0 0 0 0 0 0 0 0 0 0 0 0 0 0 0 0 0 0 0 0 0 0 0 0 0 0 0 0 0 0 0 0 0 ...
 0 0 0 0 0 0 0 0 0 0 0 0 0 0 0 0 0 0 0 0 0 0 0 0 0 0 0 0 0 0 0 0 0 0 0 0 0 0 0 0 0 0 0 0 0 0 0 0 0 0 ...
 0 0 0 0 0 0 0 0 0 0 0 0 0 0 0 0 0 0 0 0 0 0 0 0 0 0 0 0 0 0 0 0 0 0 0 0 0 0 0 0 0 0 0 0 0 0 0 0 0 0 ...
 0 0 0 0 0 0 0 0 0 0 0 0 0 0 0 0 0 0 0 0 0 0 0 0 0 0 0 0 0 0 0 0 0 0 0 0 0 0 0 0 0 0 0 0 0 0 0 0 0 0 ...
 0 0 0 0 0 0 0 0 0 0 0 0 0 0 0 0 0 0 0 0 0 0 0 0 0 0 0 0 0 0 0 0 0 0 0 0 0 0 0 0 0 0 0 0 0 0 0 0 0 0 ...
 0 0 0 0 0 0 0 0 0 0 0 0 0 0 0 0 0 0 0 0 0 0 0 0 0 0 0 0 0 0 0 0 0 0 0 0 0 0 0 0 0 0 0 0 0 0 0 0 0 0 ...
 0 0 0 0 0 0 0 0 0 0 0 0 0 0 0 0 0 0 0 0 0 0 0 0 0 0 0 0 0 0 0 0 0 0 0 0 0 0 0 0 0 0 0 0 0 0 0 0 0 0 ...
 0 0 0 0 0 0 0 0 0 0 0 0 0 0 0 0 0 0 0 0 0 0 0 0 0 0 0 0 0 0 0 0 0 0 0 0 0 0 0 0 0 0 0 0 0 0 0 0 0 0 ...
 0 0 0 0 0 0 0 0 0 0 0 0 0 0 0 0 0 0 0 0 0 0 0 0 0 0 0 0 0 0 0 0 0 0 0 0 0 0 0 0 0 0 0 0 0 0 0 0 0 0 ...
 0 0 0 0 0 0 0 0 0 0 0 0 0 0 0 0 0 0 0 0 0 0 0 0 0 0 0 0 0 0 0 0 0 0 0 0 0 0 0 0 0 0 0 0 0 0 0 0 0 0 ...
 0 0 0 0 0 0 0 0 0 0 0 0 0 0 0 0 0 0 0 0 0 0 0 0 0 0 0 0 0 0 0 0 0 0 0 0 0 0 0 0 0 0 0 0 0 0 0 0 0 0 ...
 0 0 0 0 0 0 0 0 0 0 0 0 0 0 0 0 0 0 0 0 0 0 0 0 0 0 0 0 0 0 0 0 0 0 0 0 0 0 0 0 0 0 0 0 0 0 0 0 0 0 ...
 0 0 0 0 0 0 0 0 0 0 0 0 0 0 0 0 0 0 0 0 0 0 0 0 0 0 0 0 0 0 0 0 0 0 0 0 0 0 0 0 0 0 0 0 0 0 0 0 0 0 ...
 0 0 0 0 0 0 0 0 0 0 0 0 0 0 0 0 0 0 0 0 0 0 0 0 0 0 0 0 0 0 0 0 0 0 0 0 0 0 0 0 0 0 0 0 0 0 0 0 0 0 ...
 0 0 0 0 0 0 0 0 0 0 0 0 0 0 0 0 0 0 0 0 0 0 0 0 0 0 0 0 0 0 0 0 0 0 0 0 0 0 0 0 0 0 0 0 0 0 0 0 0 0 ...
 0 0 0 0 0 0 0 0 0 0 0 0 0 0 0 0 0 0 0 0 0 0 0 0 0 0 0 0 0 0 0 0 0 0 0 0 0 0 0 0 0 0 0 0 0 0 0 0 0 0 ...
 0 0 0 0 0 0 0 0 0 0 0 0 0 0 0 0 0 0 0 0 0 0 0 0 0 0 0 0 0 0 0 0 0 0 0 0 0 0 0 0 0 0 0 0 0 0 0 0 0 0 ...
 0 0 0 0 0 0 0 0 0 0 0 0 0 0 0 0 0 0 0 0 0 0 0 0 0 0 0 0 0 0 0 0 0 0 0 0 0 0 0 0 0 0 0 0 0 0 0 0 0 0 ...
 0 0 0 0 0 0 0 0 0 0 0 0 0 0 0 0 0 0 0 0 0 0 0 0 0 0 0 0 0 0 0 0 0 0 0 0 0 0 0 0 0 0 0 0 0 0 0 0 0 0 ...
 0 0 0 0 0 0 0 0 0 0 0 0 0 0 0 0 0 0 0 0 0 0 0 0 0 0 0 0 0 0 0 0 0 0 0 0 0 0 0 0 0 0 0 0 0 0 0 0 0 0 ...
 0 0 0 0 0 0 0 0 0 0 0 0 0 0 0 0 0 0 0 0 0 0 0 0 0 0 0 0 0 0 0 0 0 0 0 0 0 0 0 0 0 0 0 0 0 0 0 0 0 0 ...
 0 0 0 0 0 0 0 0 0 0 0 0 0 0 0 0 0 0 0 0 0 0 0 0 0 0 0 0 0 0 0 0 0 0 0 0 0 0 0 0 0 0 0 0 0 0 0 0 0 0 ...
 0 0 0 0 0 0 0 0 0 0 0 0 0 0 0 0 0 0 0 0 0 0 0 0 0 0 0 0 0 0 0 0 0 0 0 0 0 0 0 0 0 0 0 0 0 0 0 0 0 0 ...
 0 0 0 0 0 0 0 0 0 0 0 0 0 0 0 0 0 0 0 0 0 0 0 0 0 0 0 0 0 0 0 0 0 0 0 0 0 0 0 0 0 0 0 0 0 0 0 0 0 0 ...
 0 0 0 0 0 0 0 0 0 0 0 0 0 0 0 0 0 0 0 0 0 0 0 0 0 0 0 0 0 0 0 0 0 0 0 0 0 0 0 0 0 0 0 0 0 0 0 0 0 0 ...
 0 0 0 0 0 0 0 0 0 0 0 0 0 0 0 0 0 0 0 0 0 0 0 0 0 0 0 0 0 0 0 0 0 0 0 0 0 0 0 0 0 0 0 0 0 0 0 0 0 0 ...
 0 0 0 0 0 0 0 0 0 0 0 0 0 0 0 0 0 0 0 0 0 0 0 0 0 0 0 0 0 0 0 0 0 0 0 0 0 0 0 0 0 0 0 0 0 0 0 0 0 0 ...
 0 0 0 0 0 0 0 0 0 0 0 0 0 0 0 0 0 0 0 0 0 0 0 0 0 0 0 0 0 0 0 0 0 0 0 0 0 0 0 0 0 0 0 0 0 0 0 0 0 0 ...
 0 0 0 0 0 0 0 0 0 0 0 0 0 0 0 0 0 0 0 0 0 0 0 0 0 0 0 0 0 0 0 0 0 0 0 0 0 0 0 0 0 0 0 0 0 0 0 0 0 0 ...
 0 0 0 0 0 0 0 0 0 0 0 0 0 0 0 0 0 0 0 0 0 0 0 0 0 0 0 0 0 0 0 0 0 0 0 0 0 0 0 0 0 0 0 0 0 0 0 0 0 0 ...
 0 0 0 0 0 0 0 0 0 0 0 0 0 0 0 0 0 0 0 0 0 0 0 0 0 0 0 0 0 0 0 0 0 0 0 0 0 0 0 0 0 0 0 0 0 0 0 0 0 0 ...
 0 0 0 0 0 0 0 0 0 0 0 0 0 0 0 0 0 0 0 0 0 0 0 0 0 0 0 0 0 0 0 0 0 0 0 0 0 0 0 0 0 0 0 0 0 0 0 0 0 0 ...
 0 0 0 0 0 0 0 0 0 0 0 0 0 0 0 0 0 0 0 0 0 0 0 0 0 0 0 0 0 0 0 0 0 0 0 0 0 0 0 0 0 0 0 0 0 0 0 0 0 0 ...
 0 0 0 0 0 0 0 0 0 0 0 0 0 0 0 0 0 0 0 0 0 0 0 0 0 0 0 0 0 0 0 0 0 0 0 0 0 0 0 0 0 0 0 0 0 0 0 0 0 0 ...
 0 0 0 0 0 0 0 0 0 0 0 0 0 0 0 0 0 0 0 0 0 0 0 0 0 0 0 0 0 0 0 0 0 0 0 0 0 0 0 0 0 0 0 0 0 0 0 0 0 0 ...
 0 0 0 0 0 0 0 0 0 0 0 0 0 0 0 0 0 0 0 0 0 0 0 0 0 0 0 0 0 0 0 0 0 0 0 0 0 0 0 0 0 0 0 0 0 0 0 0 0 0 ...
 0 0 0 0 0 0 0 0 0 0 0 0 0 0 0 0 0 0 0 0 0 0 0 0 0 0 0 0 0 0 0 0 0 0 0 0 0 0 0 0 0 0 0 0 0 0 0 0 0 0 ...
 0 0 0 0 0 0 0 0 0 0 0 0 0 0 0 0 0 0 0 0 0 0 0 0 0 0 0 0 0 0 0 0 0 0 0 0 0 0 0 0 0 0 0 0 0 0 0 0 0 0 ...
 0 0 0 0 0 0 0 0 0 0 0 0 0 0 0 0 0 0 0 0 0 0 0 0 0 0 0 0 0 0 0 0 0 0 0 0 0 0 0 0 0 0 0 0 0 0 0 0 0 0 ...
 0 0 0 0 0 0 0 0 0 0 0 0 0 0 0 0 0 0 0 0 0 0 0 0 0 0 0 0 0 0 0 0 0 0 0 0 0 0 0 0 0 0 0 0 0 0 0 0 0 0 ...
 0 0 0 0 0 0 0 0 0 0 0 0 0 0 0 0 0 0 0 0 0 0 0 0 0 0 0 0 0 0 0 0 0 0 0 0 0 0 0 0 0 0 0 0 0 0 0 0 0 0 ...
 0 0 0 0 0 0 0 0 0 0 0 0 0 0 0 0 0 0 0 0 0 0 0 0 0 0 0 0 0 0 0 0 0 0 0 0 0 0 0 0 0 0 0 0 0 0 0 0 0 0 ...
 0 0 0 0 0 0 0 0 0 0 0 0 0 0 0 0 0 0 0 0 0 0 0 0 0 0 0 0 0 0 0 0 0 0 0 0 0 0 0 0 0 0 0 0 0 0 0 0 0 0 ...
 0 0 0 0 0 0 0 0 0 0 0 0 0 0 0 0 0 0 0 0 0 0 0 0 0 0 0 0 0 0 0 0 0 0 0 0 0 0 0 0 0 0 0 0 0 0 0 0 0 0 ...
 0 0 0 0 0 0 0 0 0 0 0 0 0 0 0 0 0 0 0 0 0 0 0 0 0 0 0 0 0 0 0 0 0 0 0 0 0 0 0 0 0 0 0 0 0 0 0 0 0 0 ...
 0 0 0 0 0 0 0 0 0 0 0 0 0 0 0 0 0 0 0 0 0 0 0 0 0 0 0 0 0 0 0 0 0 0 0 0 0 0 0 0 0 0 0 0 0 0 0 0 0 0 ...
 0 0 0 0 0 0 0 0 0 0 0 0 0 0 0 0 0 0 0 0 0 0 0 0 0 0 0 0 0 0 0 0 0 0 0 0 0 0 0 0 0 0 0 0 0 0 0 0 0 0 ...
 0 0 0 0 0 0 0 0 0 0 0 0 0 0 0 0 0 0 0 0 0 0 0 0 0 0 0 0 0 0 0 0 0 0 0 0 0 0 0 0 0 0 0 0 0 0 0 0 0 0 ...
 0 0 0 0 0 0 0 0 0 0 0 0 0 0 0 0 0 0 0 0 0 0 0 0 0 0 0 0 0 0 0 0 0 0 0 0 0 0 0 0 0 0 0 0 0 0 0 0 0 0 ...
 0 0 0 0 0 0 0 0 0 0 0 0 0 0 0 0 0 0 0 0 0 0 0 0 0 0 0 0 0 0 0 0 0 0 0 0 0 0 0 0 0 0 0 0 0 0 0 0 0 0 ...
 0 0 0 0 0 0 0 0 0 0 0 0 0 0 0 0 0 0 0 0 0 0 0 0 0 0 0 0 0 0 0 0 0 0 0 0 0 0 0 0 0 0 0 0 0 0 0 0 0 0 ...
 0 0 0 0 0 0 0 0 0 0 0 0 0 0 0 0 0 0 0 0 0 0 0 0 0 0 0 0 0 0 0 0 0 0 0 0 0 0 0 0 0 0 0 0 0 0 0 0 0 0 ...
 0 0 0 0 0 0 0 0 0 0 0 0 0 0 0 0 0 0 0 0 0 0 0 0 0 0 0 0 0 0 0 0 0 0 0 0 0 0 0 0 0 0 0 0 0 0 0 0 0 0 ...
 0 0 0 0 0 0 0 0 0 0 0 0 0 0 0 0 0 0 0 0 0 0 0 0 0 0 0 0 0 0 0 0 0 0 0 0 0 0 0 0 0 0 0 0 0 0 0 0 0 0 ...
 0 0 0 0 0 0 0 0 0 0 0 0 0 0 0 0 0 0 0 0 0 0 0 0 0 0 0 0 0 0 0 0 0 0 0 0 0 0 0 0 0 0 0 0 0 0 0 0 0 0 ...
 0 0 0 0 0 0 0 0 0 0 0 0 0 0 0 0 0 0 0 0 0 0 0 0 0 0 0 0 0 0 0 0 0 0 0 0 0 0 0 0 0 0 0 0 0 0 0 0 0 0 ...
 0 0 0 0 0 0 0 0 0 0 0 0 0 0 0 0 0 0 0 0 0 0 0 0 0 0 0 0 0 0 0 0 0 0 0 0 0 0 0 0 0 0 0 0 0 0 0 0 0 0 ...
 0 0 0 0 0 0 0 0 0 0 0 0 0 0 0 0 0 0 0 0 0 0 0 0 0 0 0 0 0 0 0 0 0 0 0 0 0 0 0 0 0 0 0 0 0 0 0 0 0 0 ...
 0 0 0 0 0 0 0 0 0 0 0 0 0 0 0 0 0 0 0 0 0 0 0 0 0 0 0 0 0 0 0 0 0 0 0 0 0 0 0 0 0 0 0 0 0 0 0 0 0 0 ...
 0 0 0 0 0 0 0 0 0 0 0 0 0 0 0 0 0 0 0 0 0 0 0 0 0 0 0 0 0 0 0 0 0 0 0 0 0 0 0 0 0 0 0 0 0 0 0 0 0 0 ...
 0 0 0 0 0 0 0 0 0 0 0 0 0 0 0 0 0 0 0 0 0 0 0 0 0 0 0 0 0 0 0 0 0 0 0 0 0 0 0 0 0 0 0 0 0 0 0 0 0 0 ...
 0 0 0 0 0 0 0 0 0 0 0 0 0 0 0 0 0 0 0 0 0 0 0 0 0 0 0 0 0 0 0 0 0 0 0 0 0 0 0 0 0 0 0 0 0 0 0 0 0 0 ...
 0 0 0 0 0 0 0 0 0 0 0 0 0 0 0 0 0 0 0 0 0 0 0 0 0 0 0 0 0 0 0 0 0 0 0 0 0 0 0 0 0 0 0 0 0 0 0 0 0 0 ...
 0 0 0 0 0 0 0 0 0 0 0 0 0 0 0 0 0 0 0 0 0 0 0 0 0 0 0 0 0 0 0 0 0 0 0 0 0 0 0 0 0 0 0 0 0 0 0 0 0 0 ...
 0 0 0 0 0 0 0 0 0 0 0 0 0 0 0 0 0 0 0 0 0 0 0 0 0 0 0 0 0 0 0 0 0 0 0 0 0 0 0 0 0 0 0 0 0 0 0 0 0 0 ...
 0 0 0 0 0 0 0 0 0 0 0 0 0 0 0 0 0 0 0 0 0 0 0 0 0 0 0 0 0 0 0 0 0 0 0 0 0 0 0 0 0 0 0 0 0 0 0 0 0 0 ...
 0 0 0 0 0 0 0 0 0 0 0 0 0 0 0 0 0 0 0 0 0 0 0 0 0 0 0 0 0 0 0 0 0 0 0 0 0 0 0 0 0 0 0 0 0 0 0 0 0 0 ...
 0 0 0 0 0 0 0 0 0 0 0 0 0 0 0 0 0 0 0 0 0 0 0 0 0 0 0 0 0 0 0 0 0 0 0 0 0 0 0 0 0 0 0 0 0 0 0 0 0 0 ...
 0 0 0 0 0 0 0 0 0 0 0 0 0 0 0 0 0 0 0 0 0 0 0 0 0 0 0 0 0 0 0 0 0 0 0 0 0 0 0 0 0 0 0 0 0 0 0 0 0 0 ...
 0 0 0 0 0 0 0 0 0 0 0 0 0 0 0 0 0 0 0 0 0 0 0 0 0 0 0 0 0 0 0 0 0 0 0 0 0 0 0 0 0 0 0 0 0 0 0 0 0 0 ...
 0 0 0 0 0 0 0 0 0 0 0 0 0 0 0 0 0 0 0 0 0 0 0 0 0 0 0 0 0 0 0 0 0 0 0 0 0 0 0 0 0 0 0 0 0 0 0 0 0 0 ...
 0 0 0 0 0 0 0 0 0 0 0 0 0 0 0 0 0 0 0 0 0 0 0 0 0 0 0 0 0 0 0 0 0 0 0 0 0 0 0 0 0 0 0 0 0 0 0 0 0 0 ...
 0 0 0 0 0 0 0 0 0 0 0 0 0 0 0 0 0 0 0 0 0 0 0 0 0 0 0 0 0 0 0 0 0 0 0 0 0 0 0 0 0 0 0 0 0 0 0 0 0 0 ...
 0 0 0 0 0 0 0 0 0 0 0 0 0 0 0 0 0 0 0 0 0 0 0 0 0 0 0 0 0 0 0 0 0 0 0 0 0 0 0 0 0 0 0 0 0 0 0 0 0 0 ...
 0 0 0 0 0 0 0 0 0 0 0 0 0 0 0 0 0 0 0 0 0 0 0 0 0 0 0 0 0 0 0 0 0 0 0 0 0 0 0 0 0 0 0 0 0 0 0 0 0 0 ...
 0 0 0 0 0 0 0 0 0 0 0 0 0 0 0 0 0 0 0 0 0 0 0 0 0 0 0 0 0 0 0]' [ 0 0 0 0 0 0 0 0 0 0 0 0 0 0 0 0 0 0 0 0 0 0 0 0 0 0 0 0 0 0 0 0 0 0 0 0 0 0 0 0 0 0 0 0 0 0 0 0 0 0 ...
 0 0 0 0 0 0 0 0 0 0 0 0 0 0 0 0 0 0 0 0 0 0 0 0 0 0 0 0 0 0 0 0 0 0 0 0 0 0 0 0 0 0 0 0 0 0 0 0 0 0 ...
 0 0 0 0 0 0 0 0 0 0 0 0 0 0 0 0 0 0 0 0 0 0 0 0 0 0 0 0 0 0 0 0 0 0 0 0 0 0 0 0 0 0 0 0 0 0 0 0 0 0 ...
 0 0 0 0 0 0 0 0 0 0 0 0 0 0 0 0 0 0 0 0 0 0 0 0 0 0 0 0 0 0 0 0 0 0 0 0 0 0 0 0 0 0 0 0 0 0 0 0 0 0 ...
 0 0 0 0 0 0 0 0 0 0 0 0 0 0 0 0 0 0 0 0 0 0 0 0 0 0 0 0 0 0 0 0 0 0 0 0 0 0 0 0 0 0 0 0 0 0 0 0 0 0 ...
 0 0 0 0 0 0 0 0 0 0 0 0 0 0 0 0 0 0 0 0 0 0 0 0 0 0 0 0 0 0 0 0 0 0 0 0 0 0 0 0 0 0 0 0 0 0 0 0 0 0 ...
 0 0 0 0 0 0 0 0 0 0 0 0 0 0 0 0 0 0 0 0 0 0 0 0 0 0 0 0 0 0 0 0 0 0 0 0 0 0 0 0 0 0 0 0 0 0 0 0 0 0 ...
 0 0 0 0 0 0 0 0 0 0 0 0 0 0 0 0 0 0 0 0 0 0 0 0 0 0 0 0 0 0 0 0 0 0 0 0 0 0 0 0 0 0 0 0 0 0 0 0 0 0 ...
 0 0 0 0 0 0 0 0 0 0 0 0 0 0 0 0 0 0 0 0 0 0 0 0 0 0 0 0 0 0 0 0 0 0 0 0 0 0 0 0 0 0 0 0 0 0 0 0 0 0 ...
 0 0 0 0 0 0 0 0 0 0 0 0 0 0 0 0 0 0 0 0 0 0 0 0 0 0 0 0 0 0 0 0 0 0 0 0 0 0 0 0 0 0 0 0 0 0 0 0 0 0 ...
 0 0 0 0 0 0 0 0 0 0 0 0 0 0 0 0 0 0 0 0 0 0 0 0 0 0 0 0 0 0 0 0 0 0 0 0 0 0 0 0 0 0 0 0 0 0 0 0 0 0 ...
 0 0 0 0 0 0 0 0 0 0 0 0 0 0 0 0 0 0 0 0 0 0 0 0 0 0 0 0 0 0 0 0 0 0 0 0 0 0 0 0 0 0 0 0 0 0 0 0 0 0 ...
 0 0 0 0 0 0 0 0 0 0 0 0 0 0 0 0 0 0 0 0 0 0 0 0 0 0 0 0 0 0 0 0 0 0 0 0 0 0 0 0 0 0 0 0 0 0 0 0 0 0 ...
 0 0 0 0 0 0 0 0 0 0 0 0 0 0 0 0 0 0 0 0 0 0 0 0 0 0 0 0 0 0 0 0 0 0 0 0 0 0 0 0 0 0 0 0 0 0 0 0 0 0 ...
 0 0 0 0 0 0 0 0 0 0 0 0 0 0 0 0 0 0 0 0 0 0 0 0 0 0 0 0 0 0 0 0 0 0 0 0 0 0 0 0 0 0 0 0 0 0 0 0 0 0 ...
 0 0 0 0 0 0 0 0 0 0 0 0 0 0 0 0 0 0 0 0 0 0 0 0 0 0 0 0 0 0 0 0 0 0 0 0 0 0 0 0 0 0 0 0 0 0 0 0 0 0 ...
 0 0 0 0 0 0 0 0 0 0 0 0 0 0 0 0 0 0 0 0 0 0 0 0 0 0 0 0 0 0 0 0 0 0 0 0 0 0 0 0 0 0 0 0 0 0 0 0 0 0 ...
 0 0 0 0 0 0 0 0 0 0 0 0 0 0 0 0 0 0 0 0 0 0 0 0 0 0 0 0 0 0 0 0 0 0 0 0 0 0 0 0 0 0 0 0 0 0 0 0 0 0 ...
 0 0 0 0 0 0 0 0 0 0 0 0 0 0 0 0 0 0 0 0 0 0 0 0 0 0 0 0 0 0 0 0 0 0 0 0 0 0 0 0 0 0 0 0 0 0 0 0 0 0 ...
 0 0 0 0 0 0 0 0 0 0 0 0 0 0 0 0 0 0 0 0 0 0 0 0 0 0 0 0 0 0 0 0 0 0 0 0 0 0 0 0 0 0 0 0 0 0 0 0 0 0 ...
 0 0 0 0 0 0 0 0 0 0 0 0 0 0 0 0 0 0 0 0 0 0 0 0 0 0 0 0 0 0 0 0 0 0 0 0 0 0 0 0 0 0 0 0 0 0 0 0 0 0 ...
 0 0 0 0 0 0 0 0 0 0 0 0 0 0 0 0 0 0 0 0 0 0 0 0 0 0 0 0 0 0 0 0 0 0 0 0 0 0 0 0 0 0 0 0 0 0 0 0 0 0 ...
 0 0 0 0 0 0 0 0 0 0 0 0 0 0 0 0 0 0 0 0 0 0 0 0 0 0 0 0 0 0 0 0 0 0 0 0 0 0 0 0 0 0 0 0 0 0 0 0 0 0 ...
 0 0 0 0 0 0 0 0 0 0 0 0 0 0 0 0 0 0 0 0 0 0 0 0 0 0 0 0 0 0 0 0 0 0 0 0 0 0 0 0 0 0 0 0 0 0 0 0 0 0 ...
 0 0 0 0 0 0 0 0 0 0 0 0 0 0 0 0 0 0 0 0 0 0 0 0 0 0 0 0 0 0 0 0 0 0 0 0 0 0 0 0 0 0 0 0 0 0 0 0 0 0 ...
 0 0 0 0 0 0 0 0 0 0 0 0 0 0 0 0 0 0 0 0 0 0 0 0 0 0 0 0 0 0 0 0 0 0 0 0 0 0 0 0 0 0 0 0 0 0 0 0 0 0 ...
 0 0 0 0 0 0 0 0 0 0 0 0 0 0 0 0 0 0 0 0 0 0 0 0 0 0 0 0 0 0 0 0 0 0 0 0 0 0 0 0 0 0 0 0 0 0 0 0 0 0 ...
 0 0 0 0 0 0 0 0 0 0 0 0 0 0 0 0 0 0 0 0 0 0 0 0 0 0 0 0 0 0 0 0 0 0 0 0 0 0 0 0 0 0 0 0 0 0 0 0 0 0 ...
 0 0 0 0 0 0 0 0 0 0 0 0 0 0 0 0 0 0 0 0 0 0 0 0 0 0 0 0 0 0 0 0 0 0 0 0 0 0 0 0 0 0 0 0 0 0 0 0 0 0 ...
 0 0 0 0 0 0 0 0 0 0 0 0 0 0 0 0 0 0 0 0 0 0 0 0 0 0 0 0 0 0 0 0 0 0 0 0 0 0 0 0 0 0 0 0 0 0 0 0 0 0 ...
 0 0 0 0 0 0 0 0 0 0 0 0 0 0 0 0 0 0 0 0 0 0 0 0 0 0 0 0 0 0 0 0 0 0 0 0 0 0 0 0 0 0 0 0 0 0 0 0 0 0 ...
 0 0 0 0 0 0 0 0 0 0 0 0 0 0 0 0 0 0 0 0 0 0 0 0 0 0 0 0 0 0 0 0 0 0 0 0 0 0 0 0 0 0 0 0 0 0 0 0 0 0 ...
 0 0 0 0 0 0 0 0 0 0 0 0 0 0 0 0 0 0 0 0 0 0 0 0 0 0 0 0 0 0 0 0 0 0 0 0 0 0 0 0 0 0 0 0 0 0 0 0 0 0 ...
 0 0 0 0 0 0 0 0 0 0 0 0 0 0 0 0 0 0 0 0 0 0 0 0 0 0 0 0 0 0 0 0 0 0 0 0 0 0 0 0 0 0 0 0 0 0 0 0 0 0 ...
 0 0 0 0 0 0 0 0 0 0 0 0 0 0 0 0 0 0 0 0 0 0 0 0 0 0 0 0 0 0 0 0 0 0 0 0 0 0 0 0 0 0 0 0 0 0 0 0 0 0 ...
 0 0 0 0 0 0 0 0 0 0 0 0 0 0 0 0 0 0 0 0 0 0 0 0 0 0 0 0 0 0 0 0 0 0 0 0 0 0 0 0 0 0 0 0 0 0 0 0 0 0 ...
 0 0 0 0 0 0 0 0 0 0 0 0 0 0 0 0 0 0 0 0 0 0 0 0 0 0 0 0 0 0 0 0 0 0 0 0 0 0 0 0 0 0 0 0 0 0 0 0 0 0 ...
 0 0 0 0 0 0 0 0 0 0 0 0 0 0 0 0 0 0 0 0 0 0 0 0 0 0 0 0 0 0 0 0 0 0 0 0 0 0 0 0 0 0 0 0 0 0 0 0 0 0 ...
 0 0 0 0 0 0 0 0 0 0 0 0 0 0 0 0 0 0 0 0 0 0 0 0 0 0 0 0 0 0 0 0 0 0 0 0 0 0 0 0 0 0 0 0 0 0 0 0 0 0 ...
 0 0 0 0 0 0 0 0 0 0 0 0 0 0 0 0 0 0 0 0 0 0 0 0 0 0 0 0 0 0 0 0 0 0 0 0 0 0 0 0 0 0 0 0 0 0 0 0 0 0 ...
 0 0 0 0 0 0 0 0 0 0 0 0 0 0 0 0 0 0 0 0 0 0 0 0 0 0 0 0 0 0 0 0 0 0 0 0 0 0 0 0 0 0 0 0 0 0 0 0 0 0 ...
 0 0 0 0 0 0 0 0 0 0 0 0 0 0 0 0 0 0 0 0 0 0 0 0 0 0 0 0 0 0 0 0 0 0 0 0 0 0 0 0 0 0 0 0 0 0 0 0 0 0 ...
 0 0 0 0 0 0 0 0 0 0 0 0 0 0 0 0 0 0 0 0 0 0 0 0 0 0 0 0 0 0 0 0 0 0 0 0 0 0 0 0 0 0 0 0 0 0 0 0 0 0 ...
 0 0 0 0 0 0 0 0 0 0 0 0 0 0 0 0 0 0 0 0 0 0 0 0 0 0 0 0 0 0 0 0 0 0 0 0 0 0 0 0 0 0 0 0 0 0 0 0 0 0 ...
 0 0 0 0 0 0 0 0 0 0 0 0 0 0 0 0 0 0 0 0 0 0 0 0 0 0 0 0 0 0 0 0 0 0 0 0 0 0 0 0 0 0 0 0 0 0 0 0 0 0 ...
 0 0 0 0 0 0 0 0 0 0 0 0 0 0 0 0 0 0 0 0 0 0 0 0 0 0 0 0 0 0 0 0 0 0 0 0 0 0 0 0 0 0 0 0 0 0 0 0 0 0 ...
 0 0 0 0 0 0 0 0 0 0 0 0 0 0 0 0 0 0 0 0 0 0 0 0 0 0 0 0 0 0 0 0 0 0 0 0 0 0 0 0 0 0 0 0 0 0 0 0 0 0 ...
 0 0 0 0 0 0 0 0 0 0 0 0 0 0 0 0 0 0 0 0 0 0 0 0 0 0 0 0 0 0 0 0 0 0 0 0 0 0 0 0 0 0 0 0 0 0 0 0 0 0 ...
 0 0 0 0 0 0 0 0 0 0 0 0 0 0 0 0 0 0 0 0 0 0 0 0 0 0 0 0 0 0 0 0 0 0 0 0 0 0 0 0 0 0 0 0 0 0 0 0 0 0 ...
 0 0 0 0 0 0 0 0 0 0 0 0 0 0 0 0 0 0 0 0 0 0 0 0 0 0 0 0 0 0 0 0 0 0 0 0 0 0 0 0 0 0 0 0 0 0 0 0 0 0 ...
 0 0 0 0 0 0 0 0 0 0 0 0 0 0 0 0 0 0 0 0 0 0 0 0 0 0 0 0 0 0 0 0 0 0 0 0 0 0 0 0 0 0 0 0 0 0 0 0 0 0 ...
 0 0 0 0 0 0 0 0 0 0 0 0 0 0 0 0 0 0 0 0 0 0 0 0 0 0 0 0 0 0 0 0 0 0 0 0 0 0 0 0 0 0 0 0 0 0 0 0 0 0 ...
 0 0 0 0 0 0 0 0 0 0 0 0 0 0 0 0 0 0 0 0 0 0 0 0 0 0 0 0 0 0 0 0 0 0 0 0 0 0 0 0 0 0 0 0 0 0 0 0 0 0 ...
 0 0 0 0 0 0 0 0 0 0 0 0 0 0 0 0 0 0 0 0 0 0 0 0 0 0 0 0 0 0 0 0 0 0 0 0 0 0 0 0 0 0 0 0 0 0 0 0 0 0 ...
 0 0 0 0 0 0 0 0 0 0 0 0 0 0 0 0 0 0 0 0 0 0 0 0 0 0 0 0 0 0 0 0 0 0 0 0 0 0 0 0 0 0 0 0 0 0 0 0 0 0 ...
 0 0 0 0 0 0 0 0 0 0 0 0 0 0 0 0 0 0 0 0 0 0 0 0 0 0 0 0 0 0 0 0 0 0 0 0 0 0 0 0 0 0 0 0 0 0 0 0 0 0 ...
 0 0 0 0 0 0 0 0 0 0 0 0 0 0 0 0 0 0 0 0 0 0 0 0 0 0 0 0 0 0 0 0 0 0 0 0 0 0 0 0 0 0 0 0 0 0 0 0 0 0 ...
 0 0 0 0 0 0 0 0 0 0 0 0 0 0 0 0 0 0 0 0 0 0 0 0 0 0 0 0 0 0 0 0 0 0 0 0 0 0 0 0 0 0 0 0 0 0 0 0 0 0 ...
 0 0 0 0 0 0 0 0 0 0 0 0 0 0 0 0 0 0 0 0 0 0 0 0 0 0 0 0 0 0 0 0 0 0 0 0 0 0 0 0 0 0 0 0 0 0 0 0 0 0 ...
 0 0 0 0 0 0 0 0 0 0 0 0 0 0 0 0 0 0 0 0 0 0 0 0 0 0 0 0 0 0 0 0 0 0 0 0 0 0 0 0 0 0 0 0 0 0 0 0 0 0 ...
 0 0 0 0 0 0 0 0 0 0 0 0 0 0 0 0 0 0 0 0 0 0 0 0 0 0 0 0 0 0 0 0 0 0 0 0 0 0 0 0 0 0 0 0 0 0 0 0 0 0 ...
 0 0 0 0 0 0 0 0 0 0 0 0 0 0 0 0 0 0 0 0 0 0 0 0 0 0 0 0 0 0 0 0 0 0 0 0 0 0 0 0 0 0 0 0 0 0 0 0 0 0 ...
 0 0 0 0 0 0 0 0 0 0 0 0 0 0 0 0 0 0 0 0 0 0 0 0 0 0 0 0 0 0 0 0 0 0 0 0 0 0 0 0 0 0 0 0 0 0 0 0 0 0 ...
 0 0 0 0 0 0 0 0 0 0 0 0 0 0 0 0 0 0 0 0 0 0 0 0 0 0 0 0 0 0 0 0 0 0 0 0 0 0 0 0 0 0 0 0 0 0 0 0 0 0 ...
 0 0 0 0 0 0 0 0 0 0 0 0 0 0 0 0 0 0 0 0 0 0 0 0 0 0 0 0 0 0 0 0 0 0 0 0 0 0 0 0 0 0 0 0 0 0 0 0 0 0 ...
 0 0 0 0 0 0 0 0 0 0 0 0 0 0 0 0 0 0 0 0 0 0 0 0 0 0 0 0 0 0 0 0 0 0 0 0 0 0 0 0 0 0 0 0 0 0 0 0 0 0 ...
 0 0 0 0 0 0 0 0 0 0 0 0 0 0 0 0 0 0 0 0 0 0 0 0 0 0 0 0 0 0 0 0 0 0 0 0 0 0 0 0 0 0 0 0 0 0 0 0 0 0 ...
 0 0 0 0 0 0 0 0 0 0 0 0 0 0 0 0 0 0 0 0 0 0 0 0 0 0 0 0 0 0 0 0 0 0 0 0 0 0 0 0 0 0 0 0 0 0 0 0 0 0 ...
 0 0 0 0 0 0 0 0 0 0 0 0 0 0 0 0 0 0 0 0 0 0 0 0 0 0 0 0 0 0 0 0 0 0 0 0 0 0 0 0 0 0 0 0 0 0 0 0 0 0 ...
 0 0 0 0 0 0 0 0 0 0 0 0 0 0 0 0 0 0 0 0 0 0 0 0 0 0 0 0 0 0 0 0 0 0 0 0 0 0 0 0 0 0 0 0 0 0 0 0 0 0 ...
 0 0 0 0 0 0 0 0 0 0 0 0 0 0 0 0 0 0 0 0 0 0 0 0 0 0 0 0 0 0 0 0 0 0 0 0 0 0 0 0 0 0 0 0 0 0 0 0 0 0 ...
 0 0 0 0 0 0 0 0 0 0 0 0 0 0 0 0 0 0 0 0 0 0 0 0 0 0 0 0 0 0 0 0 0 0 0 0 0 0 0 0 0 0 0 0 0 0 0 0 0 0 ...
 0 0 0 0 0 0 0 0 0 0 0 0 0 0 0 0 0 0 0 0 0 0 0 0 0 0 0 0 0 0 0 0 0 0 0 0 0 0 0 0 0 0 0 0 0 0 0 0 0 0 ...
 0 0 0 0 0 0 0 0 0 0 0 0 0 0 0 0 0 0 0 0 0 0 0 0 0 0 0 0 0 0 0 0 0 0 0 0 0 0 0 0 0 0 0 0 0 0 0 0 0 0 ...
 0 0 0 0 0 0 0 0 0 0 0 0 0 0 0 0 0 0 0 0 0 0 0 0 0 0 0 0 0 0 0 0 0 0 0 0 0 0 0 0 0 0 0 0 0 0 0 0 0 0 ...
 0 0 0 0 0 0 0 0 0 0 0 0 0 0 0 0 0 0 0 0 0 0 0 0 0 0 0 0 0 0 0 0 0 0 0 0 0 0 0 0 0 0 0 0 0 0 0 0 0 0 ...
 0 0 0 0 0 0 0 0 0 0 0 0 0 0 0 0 0 0 0 0 0 0 0 0 0 0 0 0 0 0 0 0 0 0 0 0 0 0 0 0 0 0 0 0 0 0 0 0 0 0 ...
 0 0 0 0 0 0 0 0 0 0 0 0 0 0 0 0 0 0 0 0 0 0 0 0 0 0 0 0 0 0 0 0 0 0 0 0 0 0 0 0 0 0 0 0 0 0 0 0 0 0 ...
 0 0 0 0 0 0 0 0 0 0 0 0 0 0 0 0 0 0 0 0 0 0 0 0 0 0 0 0 0 0 0 0 0 0 0 0 0 0 0 0 0 0 0 0 0 0 0 0 0 0 ...
 0 0 0 0 0 0 0 0 0 0 0 0 0 0 0 0 0 0 0 0 0 0 0 0 0 0 0 0 0 0 0 0 0 0 0 0 0 0 0 0 0 0 0 0 0 0 0 0 0 0 ...
 0 0 0 0 0 0 0 0 0 0 0 0 0 0 0 0 0 0 0 0 0 0 0 0 0 0 0 0 0 0 0 0 0 0 0 0 0 0 0 0 0 0 0 0 0 0 0 0 0 0 ...
 0 0 0 0 0 0 0 0 0 0 0 0 0 0 0 0 0 0 0 0 0 0 0 0 0 0 0 0 0 0 0 0 0 0 0 0 0 0 0 0 0 0 0 0 0 0 0 0 0 0 ...
 0 0 0 0 0 0 0 0 0 0 0 0 0 0 0 0 0 0 0 0 0 0 0 0 0 0 0 0 0 0 0 0 0 0 0 0 0 0 0 0 0 0 0 0 0 0 0 0 0 0 ...
 0 0 0 0 0 0 0 0 0 0 0 0 0 0 0 0 0 0 0 0 0 0 0 0 0 0 0 0 0 0 0 0 0 0 0 0 0 0 0 0 0 0 0 0 0 0 0 0 0 0 ...
 0 0 0 0 0 0 0 0 0 0 0 0 0 0 0 0 0 0 0 0 0 0 0 0 0 0 0 0 0 0 0 0 0 0 0 0 0 0 0 0 0 0 0 0 0 0 0 0 0 0 ...
 0 0 0 0 0 0 0 0 0 0 0 0 0 0 0 0 0 0 0 0 0 0 0 0 0 0 0 0 0 0 0 0 0 0 0 0 0 0 0 0 0 0 0 0 0 0 0 0 0 0 ...
 0 0 0 0 0 0 0 0 0 0 0 0 0 0 0 0 0 0 0 0 0 0 0 0 0 0 0 0 0 0 0]' [ 0 0 2 588 78257257 39358491 2069122 345507 293199 147280 50613 34009 23017 18245 24969 27796 18554 11373 9568 10051 8876 4709 4155 3205 1344 904 809 651 548 545 503 446 418 369 366 272 208 141 99 59 39 36 20 19 27 28 25 29 29 38 ...
 42 92 203 112 26 31 37 28 35 46 60 46 43 51 48 57 50 60 60 72 58 88 92 85 85 91 89 87 50 55 52 33 33 24 24 23 19 19 19 21 22 14 12 19 16 19 21 18 22 11 ...
 24 19 13 12 15 3 6 8 5 3 2 2 3 0 3 6 2 1 2 1 0 1 0 1 0 1 0 1 0 1 0 1 1 1 0 0 0 0 1 1 0 1 1 0 1 1 2 1 1 1 ...
 1 1 0 0 1 1 1 1 1 2 0 1 0 2 0 0 2 0 2 3 0 1 0 1 0 0 1 1 0 1 0 0 0 0 1 1 0 0 0 0 0 0 0 0 0 0 0 0 0 0 ...
 0 0 0 0 0 0 0 0 0 0 0 0 0 0 0 0 0 0 0 0 0 0 0 0 0 0 0 0 0 0 0 0 0 0 0 0 0 0 0 0 0 0 0 0 0 0 0 0 0 0 ...
 0 0 0 0 0 0 0 0 0 0 0 0 0 0 0 0 0 0 0 0 0 0 0 0 0 0 0 0 0 0 0 0 0 0 0 0 0 0 0 0 0 0 0 0 0 0 0 0 0 0 ...
 0 0 0 0 0 0 0 0 0 0 0 0 0 0 0 0 0 0 0 0 0 0 0 0 0 0 0 0 0 0 0 0 0 0 0 0 0 0 0 0 0 0 0 0 0 0 0 0 0 0 ...
 0 0 0 0 0 0 0 0 0 0 0 0 0 0 0 0 0 0 0 0 0 0 0 0 0 0 0 0 0 0 0 0 0 0 0 0 0 0 0 0 0 0 0 0 0 0 0 0 0 0 ...
 0 0 0 0 0 0 0 0 0 0 0 0 0 0 0 0 0 0 0 0 0 0 0 0 0 0 0 0 0 0 0 0 0 0 0 0 0 0 0 0 0 0 0 0 0 0 0 0 0 0 ...
 0 0 0 0 0 0 0 0 0 0 0 0 0 0 0 0 0 0 0 0 0 0 0 0 0 0 0 0 0 0 0 0 0 0 0 0 0 0 0 0 0 0 0 0 0 0 0 0 0 0 ...
 0 0 0 0 0 0 0 0 0 0 0 0 0 0 0 0 0 0 0 0 0 0 0 0 0 0 0 0 0 0 0 0 0 0 0 0 0 0 0 0 0 0 0 0 0 0 0 0 0 0 ...
 0 0 0 0 0 0 0 0 0 0 0 0 0 0 0 0 0 0 0 0 0 0 0 0 0 0 0 0 0 0 0 0 0 0 0 0 0 0 0 0 0 0 0 0 0 0 0 0 0 0 ...
 0 0 0 0 0 0 0 0 0 0 0 0 0 0 0 0 0 0 0 0 0 0 0 0 0 0 0 0 0 0 0 0 0 0 0 0 0 0 0 0 0 0 0 0 0 0 0 0 0 0 ...
 0 0 0 0 0 0 0 0 0 0 0 0 0 0 0 0 0 0 0 0 0 0 0 0 0 0 0 0 0 0 0 0 0 0 0 0 0 0 0 0 0 0 0 0 0 0 0 0 0 0 ...
 0 0 0 0 0 0 0 0 0 0 0 0 0 0 0 0 0 0 0 0 0 0 0 0 0 0 0 0 0 0 0 0 0 0 0 0 0 0 0 0 0 0 0 0 0 0 0 0 0 0 ...
 0 0 0 0 0 0 0 0 0 0 0 0 0 0 0 0 0 0 0 0 0 0 0 0 0 0 0 0 0 0 0 0 0 0 0 0 0 0 0 0 0 0 0 0 0 0 0 0 0 0 ...
 0 0 0 0 0 0 0 0 0 0 0 0 0 0 0 0 0 0 0 0 0 0 0 0 0 0 0 0 0 0 0 0 0 0 0 0 0 0 0 0 0 0 0 0 0 0 0 0 0 0 ...
 0 0 0 0 0 0 0 0 0 0 0 0 0 0 0 0 0 0 0 0 0 0 0 0 0 0 0 0 0 0 0 0 0 0 0 0 0 0 0 0 0 0 0 0 0 0 0 0 0 0 ...
 0 0 0 0 0 0 0 0 0 0 0 0 0 0 0 0 0 0 0 0 0 0 0 0 0 0 0 0 0 0 0 0 0 0 0 0 0 0 0 0 0 0 0 0 0 0 0 0 0 0 ...
 0 0 0 0 0 0 0 0 0 0 0 0 0 0 0 0 0 0 0 0 0 0 0 0 0 0 0 0 0 0 0 0 0 0 0 0 0 0 0 0 0 0 0 0 0 0 0 0 0 0 ...
 0 0 0 0 0 0 0 0 0 0 0 0 0 0 0 0 0 0 0 0 0 0 0 0 0 0 0 0 0 0 0 0 0 0 0 0 0 0 0 0 0 0 0 0 0 0 0 0 0 0 ...
 0 0 0 0 0 0 0 0 0 0 0 0 0 0 0 0 0 0 0 0 0 0 0 0 0 0 0 0 0 0 0 0 0 0 0 0 0 0 0 0 0 0 0 0 0 0 0 0 0 0 ...
 0 0 0 0 0 0 0 0 0 0 0 0 0 0 0 0 0 0 0 0 0 0 0 0 0 0 0 0 0 0 0 0 0 0 0 0 0 0 0 0 0 0 0 0 0 0 0 0 0 0 ...
 0 0 0 0 0 0 0 0 0 0 0 0 0 0 0 0 0 0 0 0 0 0 0 0 0 0 0 0 0 0 0 0 0 0 0 0 0 0 0 0 0 0 0 0 0 0 0 0 0 0 ...
 0 0 0 0 0 0 0 0 0 0 0 0 0 0 0 0 0 0 0 0 0 0 0 0 0 0 0 0 0 0 0 0 0 0 0 0 0 0 0 0 0 0 0 0 0 0 0 0 0 0 ...
 0 0 0 0 0 0 0 0 0 0 0 0 0 0 0 0 0 0 0 0 0 0 0 0 0 0 0 0 0 0 0 0 0 0 0 0 0 0 0 0 0 0 0 0 0 0 0 0 0 0 ...
 0 0 0 0 0 0 0 0 0 0 0 0 0 0 0 0 0 0 0 0 0 0 0 0 0 0 0 0 0 0 0 0 0 0 0 0 0 0 0 0 0 0 0 0 0 0 0 0 0 0 ...
 0 0 0 0 0 0 0 0 0 0 0 0 0 0 0 0 0 0 0 0 0 0 0 0 0 0 0 0 0 0 0 0 0 0 0 0 0 0 0 0 0 0 0 0 0 0 0 0 0 0 ...
 0 0 0 0 0 0 0 0 0 0 0 0 0 0 0 0 0 0 0 0 0 0 0 0 0 0 0 0 0 0 0 0 0 0 0 0 0 0 0 0 0 0 0 0 0 0 0 0 0 0 ...
 0 0 0 0 0 0 0 0 0 0 0 0 0 0 0 0 0 0 0 0 0 0 0 0 0 0 0 0 0 0 0 0 0 0 0 0 0 0 0 0 0 0 0 0 0 0 0 0 0 0 ...
 0 0 0 0 0 0 0 0 0 0 0 0 0 0 0 0 0 0 0 0 0 0 0 0 0 0 0 0 0 0 0 0 0 0 0 0 0 0 0 0 0 0 0 0 0 0 0 0 0 0 ...
 0 0 0 0 0 0 0 0 0 0 0 0 0 0 0 0 0 0 0 0 0 0 0 0 0 0 0 0 0 0 0 0 0 0 0 0 0 0 0 0 0 0 0 0 0 0 0 0 0 0 ...
 0 0 0 0 0 0 0 0 0 0 0 0 0 0 0 0 0 0 0 0 0 0 0 0 0 0 0 0 0 0 0 0 0 0 0 0 0 0 0 0 0 0 0 0 0 0 0 0 0 0 ...
 0 0 0 0 0 0 0 0 0 0 0 0 0 0 0 0 0 0 0 0 0 0 0 0 0 0 0 0 0 0 0 0 0 0 0 0 0 0 0 0 0 0 0 0 0 0 0 0 0 0 ...
 0 0 0 0 0 0 0 0 0 0 0 0 0 0 0 0 0 0 0 0 0 0 0 0 0 0 0 0 0 0 0 0 0 0 0 0 0 0 0 0 0 0 0 0 0 0 0 0 0 0 ...
 0 0 0 0 0 0 0 0 0 0 0 0 0 0 0 0 0 0 0 0 0 0 0 0 0 0 0 0 0 0 0 0 0 0 0 0 0 0 0 0 0 0 0 0 0 0 0 0 0 0 ...
 0 0 0 0 0 0 0 0 0 0 0 0 0 0 0 0 0 0 0 0 0 0 0 0 0 0 0 0 0 0 0 0 0 0 0 0 0 0 0 0 0 0 0 0 0 0 0 0 0 0 ...
 0 0 0 0 0 0 0 0 0 0 0 0 0 0 0 0 0 0 0 0 0 0 0 0 0 0 0 0 0 0 0 0 0 0 0 0 0 0 0 0 0 0 0 0 0 0 0 0 0 0 ...
 0 0 0 0 0 0 0 0 0 0 0 0 0 0 0 0 0 0 0 0 0 0 0 0 0 0 0 0 0 0 0 0 0 0 0 0 0 0 0 0 0 0 0 0 0 0 0 0 0 0 ...
 0 0 0 0 0 0 0 0 0 0 0 0 0 0 0 0 0 0 0 0 0 0 0 0 0 0 0 0 0 0 0 0 0 0 0 0 0 0 0 0 0 0 0 0 0 0 0 0 0 0 ...
 0 0 0 0 0 0 0 0 0 0 0 0 0 0 0 0 0 0 0 0 0 0 0 0 0 0 0 0 0 0 0 0 0 0 0 0 0 0 0 0 0 0 0 0 0 0 0 0 0 0 ...
 0 0 0 0 0 0 0 0 0 0 0 0 0 0 0 0 0 0 0 0 0 0 0 0 0 0 0 0 0 0 0 0 0 0 0 0 0 0 0 0 0 0 0 0 0 0 0 0 0 0 ...
 0 0 0 0 0 0 0 0 0 0 0 0 0 0 0 0 0 0 0 0 0 0 0 0 0 0 0 0 0 0 0 0 0 0 0 0 0 0 0 0 0 0 0 0 0 0 0 0 0 0 ...
 0 0 0 0 0 0 0 0 0 0 0 0 0 0 0 0 0 0 0 0 0 0 0 0 0 0 0 0 0 0 0 0 0 0 0 0 0 0 0 0 0 0 0 0 0 0 0 0 0 0 ...
 0 0 0 0 0 0 0 0 0 0 0 0 0 0 0 0 0 0 0 0 0 0 0 0 0 0 0 0 0 0 0 0 0 0 0 0 0 0 0 0 0 0 0 0 0 0 0 0 0 0 ...
 0 0 0 0 0 0 0 0 0 0 0 0 0 0 0 0 0 0 0 0 0 0 0 0 0 0 0 0 0 0 0 0 0 0 0 0 0 0 0 0 0 0 0 0 0 0 0 0 0 0 ...
 0 0 0 0 0 0 0 0 0 0 0 0 0 0 0 0 0 0 0 0 0 0 0 0 0 0 0 0 0 0 0 0 0 0 0 0 0 0 0 0 0 0 0 0 0 0 0 0 0 0 ...
 0 0 0 0 0 0 0 0 0 0 0 0 0 0 0 0 0 0 0 0 0 0 0 0 0 0 0 0 0 0 0 0 0 0 0 0 0 0 0 0 0 0 0 0 0 0 0 0 0 0 ...
 0 0 0 0 0 0 0 0 0 0 0 0 0 0 0 0 0 0 0 0 0 0 0 0 0 0 0 0 0 0 0 0 0 0 0 0 0 0 0 0 0 0 0 0 0 0 0 0 0 0 ...
 0 0 0 0 0 0 0 0 0 0 0 0 0 0 0 0 0 0 0 0 0 0 0 0 0 0 0 0 0 0 0 0 0 0 0 0 0 0 0 0 0 0 0 0 0 0 0 0 0 0 ...
 0 0 0 0 0 0 0 0 0 0 0 0 0 0 0 0 0 0 0 0 0 0 0 0 0 0 0 0 0 0 0 0 0 0 0 0 0 0 0 0 0 0 0 0 0 0 0 0 0 0 ...
 0 0 0 0 0 0 0 0 0 0 0 0 0 0 0 0 0 0 0 0 0 0 0 0 0 0 0 0 0 0 0 0 0 0 0 0 0 0 0 0 0 0 0 0 0 0 0 0 0 0 ...
 0 0 0 0 0 0 0 0 0 0 0 0 0 0 0 0 0 0 0 0 0 0 0 0 0 0 0 0 0 0 0 0 0 0 0 0 0 0 0 0 0 0 0 0 0 0 0 0 0 0 ...
 0 0 0 0 0 0 0 0 0 0 0 0 0 0 0 0 0 0 0 0 0 0 0 0 0 0 0 0 0 0 0 0 0 0 0 0 0 0 0 0 0 0 0 0 0 0 0 0 0 0 ...
 0 0 0 0 0 0 0 0 0 0 0 0 0 0 0 0 0 0 0 0 0 0 0 0 0 0 0 0 0 0 0 0 0 0 0 0 0 0 0 0 0 0 0 0 0 0 0 0 0 0 ...
 0 0 0 0 0 0 0 0 0 0 0 0 0 0 0 0 0 0 0 0 0 0 0 0 0 0 0 0 0 0 0 0 0 0 0 0 0 0 0 0 0 0 0 0 0 0 0 0 0 0 ...
 0 0 0 0 0 0 0 0 0 0 0 0 0 0 0 0 0 0 0 0 0 0 0 0 0 0 0 0 0 0 0 0 0 0 0 0 0 0 0 0 0 0 0 0 0 0 0 0 0 0 ...
 0 0 0 0 0 0 0 0 0 0 0 0 0 0 0 0 0 0 0 0 0 0 0 0 0 0 0 0 0 0 0 0 0 0 0 0 0 0 0 0 0 0 0 0 0 0 0 0 0 0 ...
 0 0 0 0 0 0 0 0 0 0 0 0 0 0 0 0 0 0 0 0 0 0 0 0 0 0 0 0 0 0 0 0 0 0 0 0 0 0 0 0 0 0 0 0 0 0 0 0 0 0 ...
 0 0 0 0 0 0 0 0 0 0 0 0 0 0 0 0 0 0 0 0 0 0 0 0 0 0 0 0 0 0 0 0 0 0 0 0 0 0 0 0 0 0 0 0 0 0 0 0 0 0 ...
 0 0 0 0 0 0 0 0 0 0 0 0 0 0 0 0 0 0 0 0 0 0 0 0 0 0 0 0 0 0 0 0 0 0 0 0 0 0 0 0 0 0 0 0 0 0 0 0 0 0 ...
 0 0 0 0 0 0 0 0 0 0 0 0 0 0 0 0 0 0 0 0 0 0 0 0 0 0 0 0 0 0 0 0 0 0 0 0 0 0 0 0 0 0 0 0 0 0 0 0 0 0 ...
 0 0 0 0 0 0 0 0 0 0 0 0 0 0 0 0 0 0 0 0 0 0 0 0 0 0 0 0 0 0 0 0 0 0 0 0 0 0 0 0 0 0 0 0 0 0 0 0 0 0 ...
 0 0 0 0 0 0 0 0 0 0 0 0 0 0 0 0 0 0 0 0 0 0 0 0 0 0 0 0 0 0 0 0 0 0 0 0 0 0 0 0 0 0 0 0 0 0 0 0 0 0 ...
 0 0 0 0 0 0 0 0 0 0 0 0 0 0 0 0 0 0 0 0 0 0 0 0 0 0 0 0 0 0 0 0 0 0 0 0 0 0 0 0 0 0 0 0 0 0 0 0 0 0 ...
 0 0 0 0 0 0 0 0 0 0 0 0 0 0 0 0 0 0 0 0 0 0 0 0 0 0 0 0 0 0 0 0 0 0 0 0 0 0 0 0 0 0 0 0 0 0 0 0 0 0 ...
 0 0 0 0 0 0 0 0 0 0 0 0 0 0 0 0 0 0 0 0 0 0 0 0 0 0 0 0 0 0 0 0 0 0 0 0 0 0 0 0 0 0 0 0 0 0 0 0 0 0 ...
 0 0 0 0 0 0 0 0 0 0 0 0 0 0 0 0 0 0 0 0 0 0 0 0 0 0 0 0 0 0 0 0 0 0 0 0 0 0 0 0 0 0 0 0 0 0 0 0 0 0 ...
 0 0 0 0 0 0 0 0 0 0 0 0 0 0 0 0 0 0 0 0 0 0 0 0 0 0 0 0 0 0 0 0 0 0 0 0 0 0 0 0 0 0 0 0 0 0 0 0 0 0 ...
 0 0 0 0 0 0 0 0 0 0 0 0 0 0 0 0 0 0 0 0 0 0 0 0 0 0 0 0 0 0 0 0 0 0 0 0 0 0 0 0 0 0 0 0 0 0 0 0 0 0 ...
 0 0 0 0 0 0 0 0 0 0 0 0 0 0 0 0 0 0 0 0 0 0 0 0 0 0 0 0 0 0 0 0 0 0 0 0 0 0 0 0 0 0 0 0 0 0 0 0 0 0 ...
 0 0 0 0 0 0 0 0 0 0 0 0 0 0 0 0 0 0 0 0 0 0 0 0 0 0 0 0 0 0 0 0 0 0 0 0 0 0 0 0 0 0 0 0 0 0 0 0 0 0 ...
 0 0 0 0 0 0 0 0 0 0 0 0 0 0 0 0 0 0 0 0 0 0 0 0 0 0 0 0 0 0 0 0 0 0 0 0 0 0 0 0 0 0 0 0 0 0 0 0 0 0 ...
 0 0 0 0 0 0 0 0 0 0 0 0 0 0 0 0 0 0 0 0 0 0 0 0 0 0 0 0 0 0 0 0 0 0 0 0 0 0 0 0 0 0 0 0 0 0 0 0 0 0 ...
 0 0 0 0 0 0 0 0 0 0 0 0 0 0 0 0 0 0 0 0 0 0 0 0 0 0 0 0 0 0 0 0 0 0 0 0 0 0 0 0 0 0 0 0 0 0 0 0 0 0 ...
 0 0 0 0 0 0 0 0 0 0 0 0 0 0 0 0 0 0 0 0 0 0 0 0 0 0 0 0 0 0 0 0 0 0 0 0 0 0 0 0 0 0 0 0 0 0 0 0 0 0 ...
 0 0 0 0 0 0 0 0 0 0 0 0 0 0 0 0 0 0 0 0 0 0 0 0 0 0 0 0 0 0 0 0 0 0 0 0 0 0 0 0 0 0 0 0 0 0 0 0 0 0 ...
 0 0 0 0 0 0 0 0 0 0 0 0 0 0 0 0 0 0 0 0 0 0 0 0 0 0 0 0 0 0 0 0 0 0 0 0 0 0 0 0 0 0 0 0 0 0 0 0 0 0 ...
 0 0 0 0 0 0 0 0 0 0 0 0 0 0 0 0 0 0 0 0 0 0 0 0 0 0 0 0 0 0 0 0 0 0 0 0 0 0 0 0 0 0 0 0 0 0 0 0 0 0 ...
 0 0 0 0 0 0 0 0 0 0 0 0 0 0 0 0 0 0 0 0 0 0 0 0 0 0 0 0 0 0 0 0 0 0 0 0 0 0 0 0 0 0 0 0 0 0 0 0 0 0 ...
 0 0 0 0 0 0 0 0 0 0 0 0 0 0 0 0 0 0 0 0 0 0 0 0 0 0 0 0 0 0 0 0 0 0 0 0 0 0 0 0 0 0 0 0 0 0 0 0 0 0 ...
 0 0 0 0 0 0 0 0 0 0 0 0 0 0 0 0 0 0 0 0 0 0 0 0 0 0 0 0 0 0 0 0 0 0 0 0 0 0 0 0 0 0 0 0 0 0 0 0 0 0 ...
 0 0 0 0 0 0 0 0 0 0 0 0 0 0 0 0 0 0 0 0 0 0 0 0 0 0 0 0 0 0 0 0 0 0 0 0 0 0 0 0 0 0 0 0 0 0 0 0 0 0 ...
 0 0 0 0 0 0 0 0 0 0 0 0 0 0 0 0 0 0 0 0 0 0 0 0 0 0 0 0 0 0 0 0 0 0 0 0 0 0 0 0 0 0 0 0 0 0 0 0 0 0 ...
 0 0 0 0 0 0 0 0 0 0 0 0 0 0 0 0 0 0 0 0 0 0 0 0 0 0 0 0 0 0 0 0 0 0 0 0 0 0 0 0 0 0 0 0 0 0 0 0 0 0 ...
 0 0 0 0 0 0 0 0 0 0 0 0 0 0 0 0 0 0 0 0 0 0 0 0 0 0 0 0 0 0 0 0 0 0 0 0 0 0 0 0 0 0 0 0 0 0 0 0 0 0 ...
 0 0 0 0 0 0 0 0 0 0 0 0 0 0 0 0 0 0 0 0 0 0 0 0 0 0 0 0 0 0 0]']')';figure; semilogy(1+h); title('thread wakeup (1000ns)'); grid on; legend( 'yield   max: 18446744073709550 us', 'yield-rtmax: 284 us', 'busy    max: 18446744073709550 us', 'busy-rt max: 4331 us', 'nsleep1 max: 18446744073709550 us', 'nslp1-rtmax: 185 us'); xlim([-10 1000]);
